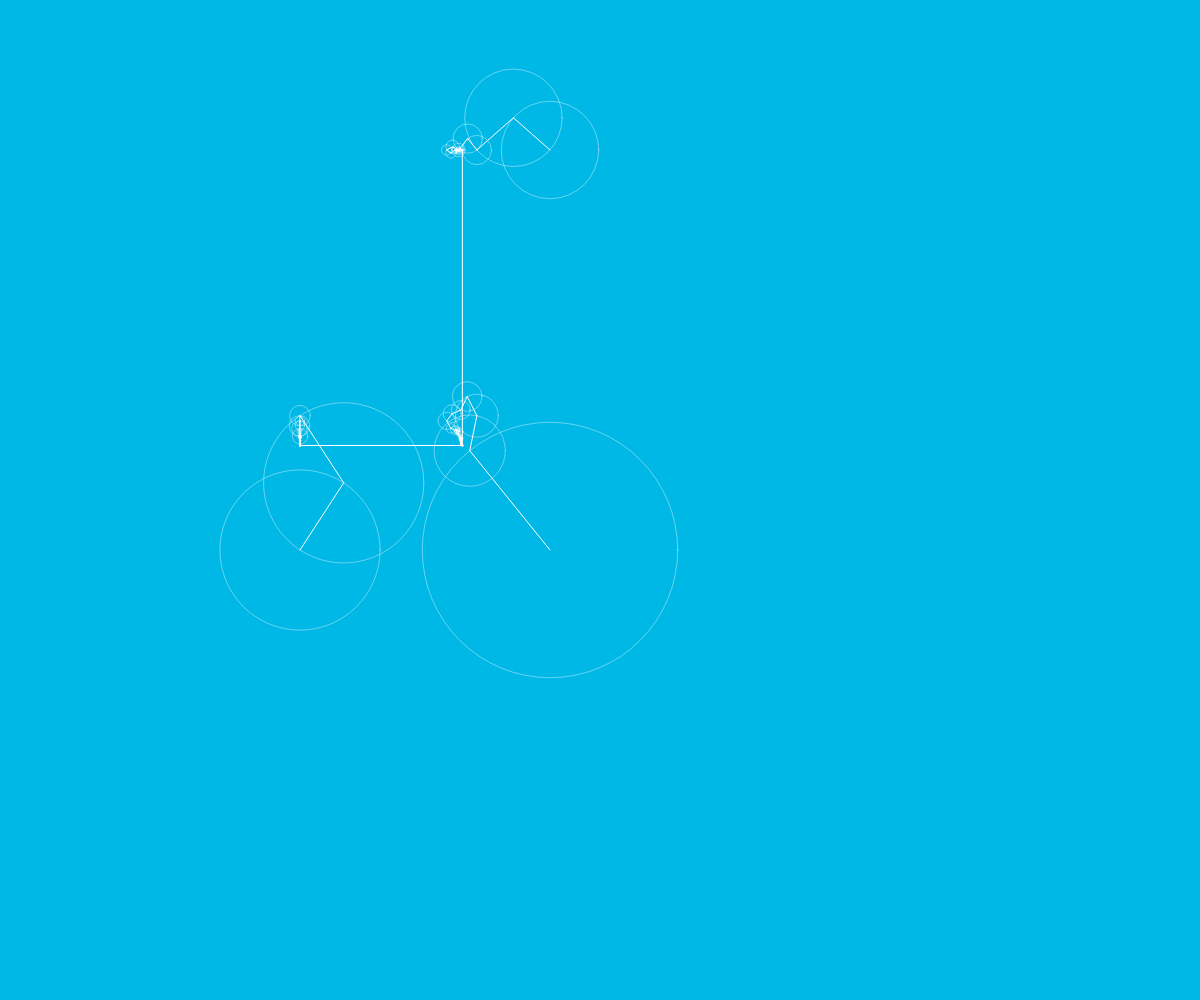
Frame 1 (no input)
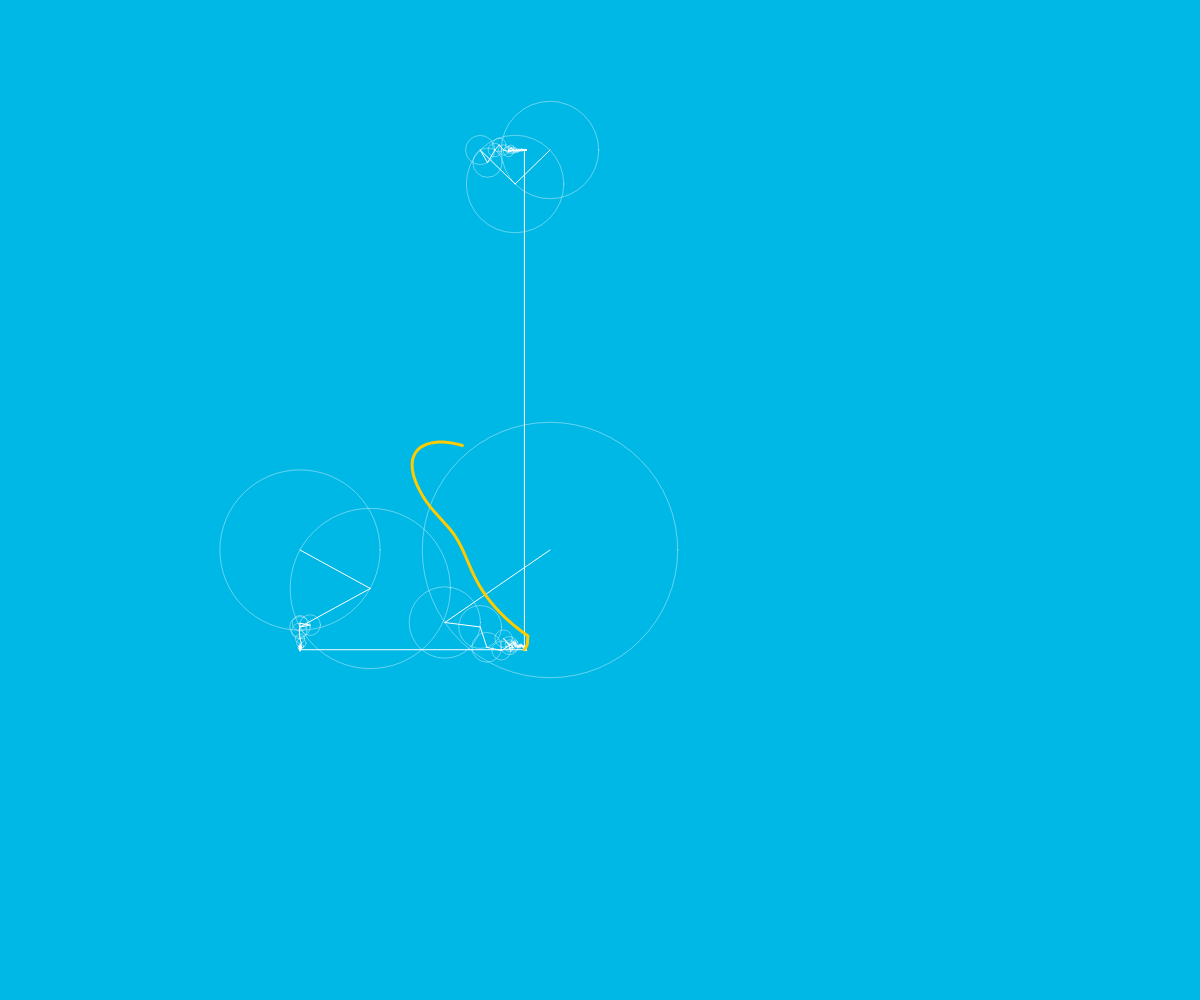
Frame 60 (no input)
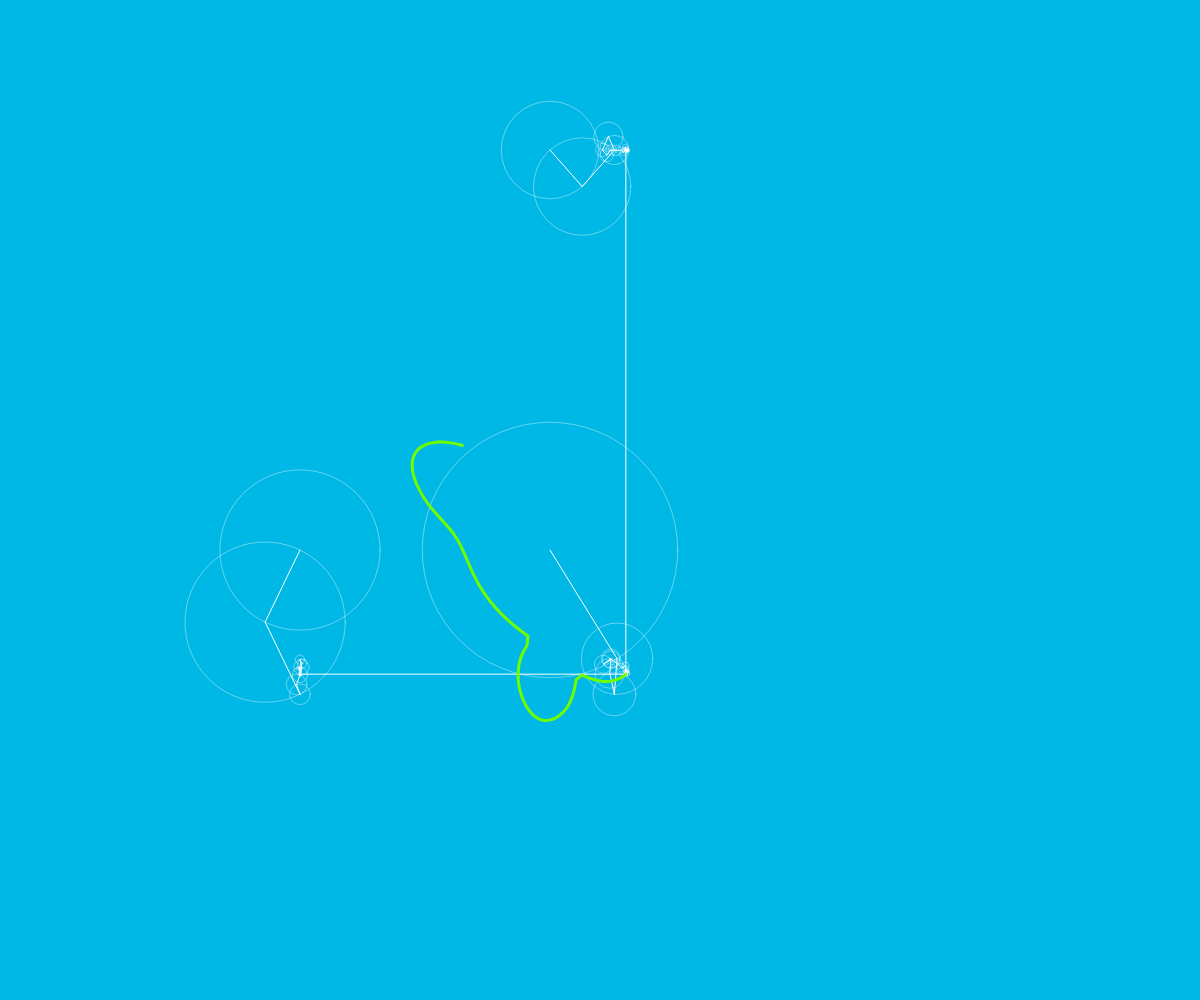
Frame 120 (the mouse pressed at the canvas centre since frame 60)

The p5.js sketch that drew these frames (run headless with seeded random() and noise() and a simulated clock; from frame 60 on, the mouse is pressed at the canvas centre):

// p5.js sketch
// ── sketch.js
let time = 0;
let dt;
let path = [];
let coordinates;
let rainbow;
let fourierX;
let fourierY;
let fourier;
let colorPace = 0;
let pace = 1;
let colorIndex = 0;

function preload() {
	rescaleNeal();
	coordinates = neal_mcbeal;
}

function rescaleNeal() {
	for (let i = 0; i < neal_mcbeal.length; i++) {
		neal_mcbeal[i].x = neal_mcbeal[i].x / 2.5 - 200;
		neal_mcbeal[i].y = -neal_mcbeal[i].y * 4;
	}
}

function setup() {
	rainbow = generateRainbow(100);
	createCanvas(windowWidth, windowHeight);
	
	let x_signal = coordinates.map(coordinate => ({re: coordinate.x, im: 0}));
	let y_signal = coordinates.map(coordinate => ({re: coordinate.y, im: 0}));
	let complex_signal = coordinates.map(coordinate => ({re: coordinate.x, im: coordinate.y}));
	
	fourierX = dft(x_signal);
	fourierY = dft(y_signal);
	fourier = dft(complex_signal);
	
	fourierX.sort((a, b) => b.amp - a.amp);
	fourierY.sort((a, b) => b.amp - a.amp);
	fourier.sort((a, b) => b.amp - a.amp);
	dt = TWO_PI / fourier.length;
}

function draw() {
	background(0, 184, 230);
	
	let vx = epicycles(width/2 - 50, 150, 0, fourierX);
	let vy = epicycles(300, height/2 + 50, HALF_PI, fourierY);
	let vf = epicycles(width/2 - 50, height/2 + 50, 0, fourier);
	let v = createVector(vx.x, vy.y);
	
	path.unshift(v)
	
	if (path.length > 500) {
		path.pop();
	}
	
	line(vx.x, vx.y, v.x, v.y);
	line(vy.x, vy.y, v.x, v.y);
	
	let color = rainbow[generateColorIndex()];
	
	beginShape();
	noFill();
	strokeWeight(3);	
	for (let i = 0; i < path.length; i++) {
		stroke(color.r, color.g, color.b);
		vertex(path[i].x, path[i].y);
	}
	endShape();	
	strokeWeight(1);

	time += dt;
	
	if (time > TWO_PI) {
		time = 0;
		path = []
	}
}

function epicycles(x, y, rotation, fourier) {
	for (let i = 0; i < fourier.length; i++){
		let sine = fourier[i];
		if (sine.freq == 0) {
			continue;
		}
		let prevx = x;
		let prevy = y;
		x += sine.amp * cos(sine.freq * time + sine.phase + rotation);
		y += sine.amp * sin(sine.freq * time + sine.phase + rotation);
		
		stroke(255, 100);
		noFill();
		ellipse(prevx, prevy, sine.amp * 2);
		stroke(255);
		line(prevx, prevy, x, y);
	}
	
	return createVector(x, y);
}

function generateColorIndex() {
	if (colorPace++ > pace) {
		colorPace = 0;
		colorIndex++;
	}
	
	if (colorIndex >= rainbow.length) {
		colorIndex = 0
	}
	
	return colorIndex;
}

function generateRainbow(points) {
	points -= points%4;
	let rainbow = []
	let color = {r:255, g:0, b:0};
	rainbow.push({r: color.r, g: color.g, b: color.b});
	while (color.g < 255) {
		color.g += 255/points*4;
		rainbow.push({r: round(color.r), g: round(color.g), b: round(color.b)});
	}
	while (color.r > 0) {
		color.r -= 255/points*4;
		rainbow.push({r: round(color.r), g: round(color.g), b: round(color.b)});
	}
	while (color.b < 255) {
		color.b += 255/points*4;
		rainbow.push({r: round(color.r), g: round(color.g), b: round(color.b)});
	}
	while (color.g > 0) {
		color.g -= 255/points*4;
		rainbow.push({r: round(color.r), g: round(color.g), b: round(color.b)});
	}
	while (color.r < 255) {
		color.r += 255/points*4;
		rainbow.push({r: round(color.r), g: round(color.g), b: round(color.b)});
	}
	while (color.b > 0) {
		color.b -= 255/points*4;
		rainbow.push({r: round(color.r), g: round(color.g), b: round(color.b)});
	}
	return rainbow;
}

// ── dft.js

function dft(signal) {
	const N = signal.length;
	const X = [];
	
	for (let k = 0; k < N; k++) {
		let re = 0;
		let im = 0;
		
		for (let n = 0; n < N; n++) {
			const phi = TWO_PI * k * n / N;
			
			re += signal[n].re*cos(phi) + signal[n].im*sin(phi);
			im += signal[n].im*cos(phi) - signal[n].re*sin(phi);
		}
		
		re /= N/1.2;
		im /= N/1.2;
		
		let freq = k;
		let amp = sqrt(re*re + im*im);
		let phase = atan2(im, re);
		X[k] = {re, im, freq, amp, phase};
	}
	
	return X;
}
// ── janina.js
let janina = [{x: 3.002899169921875, y: 34.99565124511719},
{x: 3.556182861328125, y: 34.16572570800781},
{x: 4.114223003387451, y: 33.32866549491882},
{x: 4.661609947681427, y: 32.50758507847786},
{x: 5.222247421741486, y: 31.66662886738777},
{x: 5.778133392333984, y: 30.832799911499023},
{x: 6.330489933490753, y: 30.00426509976387},
{x: 6.884601593017578, y: 29.173097610473633},
{x: 6.210824053967372, y: 28.99783654286526},
{x: 5.205216430490837, y: 29.071070042559878},
{x: 4.233842228436843, y: 29.24353757186793},
{x: 3.2764327154308557, y: 29.54632037006318},
{x: 2.3852515015751123, y: 30.004307633265853},
{x: 1.6149291030410677, y: 30.63513858540915},
{x: 1.0270549666136504, y: 31.434600376561285},
{x: 0.6720396917220206, y: 32.36795325682499},
{x: 0.5714643478393555, y: 33.35625324249268},
{x: 0.70634765625, y: 34.34677734375},
{x: 1.0472893964499237, y: 35.28900669761002},
{x: 1.5647374937683347, y: 36.15001421652734},
{x: 2.22161650585942, y: 36.89270815690048},
{x: 2.999551147595048, y: 37.50728011153639},
{x: 3.890242576599121, y: 37.98238101959229},
{x: 4.836685389280319, y: 38.29367607831955},
{x: 5.817716598510742, y: 38.4570426940918},
{x: 6.818470984697342, y: 38.4866207242012},
{x: 7.809406157582998, y: 38.40153050273657},
{x: 8.801644353866577, y: 38.218977565765385},
{x: 9.766488752365113, y: 37.96043973922729},
{x: 10.715998983383178, y: 37.63754949569702},
{x: 11.641968259811401, y: 37.26474287033081},
{x: 12.554423029571772, y: 36.847676037848},
{x: 13.442334535568953, y: 36.3999222061038},
{x: 14.315595760112629, y: 35.92155625605956},
{x: 15.169895135099068, y: 35.40303437029943},
{x: 16.01099961414002, y: 34.8521361769177},
{x: 16.840440421700478, y: 34.27839987158775},
{x: 17.646826519966126, y: 33.69725527763367},
{x: 18.439955089315774, y: 33.10711122050881},
{x: 19.23303432785906, y: 32.50152434920892},
{x: 20.02174462140538, y: 31.886197219695894},
{x: 20.812300740116044, y: 31.25819582949626},
{x: 21.591405667094513, y: 30.62979225518182},
{x: 22.3661784932483, y: 29.9967911134474},
{x: 23.133996560791275, y: 29.362584477162457},
{x: 23.902673786506057, y: 28.721753910928967},
{x: 24.66986160041415, y: 28.077134200592994},
{x: 25.433211432537064, y: 27.431560132000598},
{x: 26.200417781928554, y: 26.77930946459994},
{x: 26.958827734095976, y: 26.131939399708063},
{x: 27.71574284724542, y: 25.484050022957383},
{x: 28.477662507491186, y: 24.830901762377472},
{x: 29.23131494340487, y: 24.18478886364028},
{x: 30.000145234270022, y: 23.526692817080765},
{x: 30.760006245970725, y: 22.878588682413103},
{x: 31.52183768632822, y: 22.232754625100643},
{x: 32.27675594329834, y: 21.598840713500977},
{x: 33.01110168457031, y: 21.0631103515625},
{x: 33.18665814399719, y: 22.061105728149414},
{x: 33.3571435546875, y: 23.0302734375},
{x: 33.529992467612026, y: 24.012877076864243},
{x: 33.70531768759712, y: 25.00955791398883},
{x: 33.87816290259361, y: 25.992140531539917},
{x: 34.05238263672218, y: 26.98253695294261},
{x: 34.224492187500005, y: 27.9609375},
{x: 34.39715881347656, y: 28.9425048828125},
{x: 34.57128731132252, y: 29.932382648345083},
{x: 34.74536133591318, y: 30.9219507467933},
{x: 34.917993358690296, y: 31.90332141891122},
{x: 35.09074608313618, y: 32.885378250386566},
{x: 35.26519016003469, y: 33.87705000536516},
{x: 35.4372027519322, y: 34.85489936498925},
{x: 35.61084770694142, y: 35.84202830819413},
{x: 35.78426767042139, y: 36.82787822978571},
{x: 35.9577645686455, y: 37.81416550651193},
{x: 36.13068996038055, y: 38.79720390914008},
{x: 36.303124203477054, y: 39.77745025232434},
{x: 36.477626508325336, y: 40.76945301890373},
{x: 36.6508436858654, y: 41.75415015220642},
{x: 36.823842072933914, y: 42.73760351538658},
{x: 36.97694623947143, y: 43.726572608947755},
{x: 37.128874010145665, y: 44.71248991191387},
{x: 37.280708019733424, y: 45.70511464595795},
{x: 37.423359375000004, y: 46.684375},
{x: 37.55705092191696, y: 47.687851052284245},
{x: 37.67063940256834, y: 48.672546334862716},
{x: 37.76045673519373, y: 49.661373946070675},
{x: 37.81698494195938, y: 50.671256785392764},
{x: 37.821072299480434, y: 51.66589472293854},
//J
{x: 37.74007666736841, y: 52.660219714045525},
{x: 37.49796803884208, y: 53.62567701637745},
{x: 37.11724257908761, y: 54.55401961386204},
{x: 36.67284148581326, y: 55.46178548038006},
{x: 36.20042323492468, y: 56.34086713373661},
{x: 35.703652564510705, y: 57.21323066294194},
{x: 35.2020807326585, y: 58.060371887087825},
{x: 34.67515599064529, y: 58.92629393875599},
{x: 34.15028472900391, y: 59.77239990234375},
{x: 33.61851391740143, y: 60.61884272277355},
{x: 33.08809692442417, y: 61.45716187953949},
{x: 32.54959934234619, y: 62.3068344116211},
{x: 32.01365830920637, y: 63.15623535692692},
{x: 31.48504760916345, y: 64.00437386400998},
{x: 30.966977523723614, y: 64.85580462358892},
{x: 30.46383647739887, y: 65.72133571147918},
{x: 29.985227049348175, y: 66.60122452948708},
{x: 29.51934121604077, y: 67.47219166290014},
{x: 29.05055766582489, y: 68.3596551322937},
{x: 28.586486055450514, y: 69.25027904320508},
{x: 28.12753805287182, y: 70.14410355836154},
{x: 27.674125326042997, y: 71.04116884049029},
{x: 27.233392925405642, y: 71.92784876586403},
{x: 26.792186339894542, y: 72.83146545088384},
{x: 26.364273760924114, y: 73.72467542979867},
{x: 25.936895133480427, y: 74.63500174373388},
{x: 25.517097646771, y: 75.54876842122525},
{x: 25.11147076731897, y: 76.45209177372512},
{x: 24.707940153941742, y: 77.37280602308456},
{x: 24.319132301928477, y: 78.28304959554225},
{x: 23.933490378633145, y: 79.21086964279412},
{x: 23.557475461056455, y: 80.142329650186},
{x: 23.191499217152597, y: 81.07746978044509},
{x: 22.835973314875737, y: 82.01633019629865},
{x: 22.49644852909143, y: 82.94464067130815},
{x: 22.16288442919147, y: 83.89100426186342},
{x: 21.8409994373878, y: 84.84120801766869},
{x: 21.53580683231354, y: 85.78080713272095},
{x: 21.23832255815156, y: 86.73875200618059},
{x: 20.953746158555152, y: 87.70065692454577},
{x: 20.68248930147849, y: 88.66656205054372},
{x: 20.424963654875757, y: 89.6365075469017},
{x: 20.181580886701123, y: 90.61053357634694},
{x: 19.956109135978622, y: 91.57382895402145},
{x: 19.7420172962558, y: 92.55607319485861},
{x: 19.546191293923183, y: 93.52754017990083},
{x: 19.363012199401854, y: 94.5181608581543},
{x: 19.19991330906749, y: 95.49535943612456},
{x: 19.05191815374419, y: 96.49145654564722},
{x: 18.920194722954182, y: 97.49073398666455},
{x: 18.807327737808226, y: 98.46751080513},
{x: 18.707394646212922, y: 99.4758638883964},
{x: 18.626452930923552, y: 100.46074278665706},
{x: 18.5619499543868, y: 101.45776989711447},
{x: 18.515700634673703, y: 102.46017086236039},
{x: 18.48929453241406, y: 103.46170721970265},
{x: 18.484105157852174, y: 104.45665608406067},
{x: 18.502278150152414, y: 105.47258342554792},
{x: 18.544570335093887, y: 106.4554194595106},
{x: 18.61608573079109, y: 107.46569948792458},
{x: 18.716290621005463, y: 108.44949035467812},
{x: 18.85323801293969, y: 109.44971590235829},
{x: 19.026618718120734, y: 110.42854650120948},
{x: 19.24629863515496, y: 111.41033231452109},
{x: 19.51450501969084, y: 112.37199168888851},
{x: 19.841395389381795, y: 113.3191650684364},
{x: 20.234731912612915, y: 114.24088421821594},
{x: 20.702980750799178, y: 115.12481987833976},
{x: 21.25535342307761, y: 115.95719146573917},
{x: 21.901849352847783, y: 116.72267419597134},
{x: 22.632880907151847, y: 117.3882247218676},
{x: 23.45277144482359, y: 117.94440524308011},
{x: 24.36584432469681, y: 118.38177795926109},
{x: 25.320733703766017, y: 118.67798521401362},
{x: 26.306240946333855, y: 118.84481745636091},
{x: 27.294566592883783, y: 118.89548851292813},
{x: 28.288044971227645, y: 118.84742873072624},
{x: 29.292959037190304, y: 118.71068621598185},
{x: 30.260669630244372, y: 118.47779202759267},
{x: 31.20305041991174, y: 118.14205049455165},
{x: 32.10176606811583, y: 117.71438107550145},
{x: 32.95789299540222, y: 117.20213800132275},
{x: 33.77250762231648, y: 116.61267550289631},
{x: 34.53217294369824, y: 115.96664026029408},
{x: 35.25395816326141, y: 115.26033916473389},
{x: 35.91270113945939, y: 114.5314188490063},
{x: 36.55074381525628, y: 113.7432643698901},
{x: 37.143480522036555, y: 112.93366038799286},
{x: 37.69375696599483, y: 112.11082852840424},
{x: 38.21483535468578, y: 111.26437743663789},
{x: 38.71753205162473, y: 110.38193723745644},
{x: 39.18219021794386, y: 109.5054110402614},
{x: 39.6290560143441, y: 108.60432610213756},
{x: 40.049060369795185, y: 107.7029900046438},
{x: 40.45088165202178, y: 106.7893865982443},
{x: 40.83388420403004, y: 105.87062256336212},
{x: 41.204252260634675, y: 104.93725846149027},
{x: 41.55689337952877, y: 104.00835128198378},
{x: 41.899829444885256, y: 103.06512892246246},
{x: 42.22865818659775, y: 102.11553598836879},
{x: 42.53970975540578, y: 101.17046511366031},
{x: 42.83929595649242, y: 100.21047427348792},
{x: 43.12140924222767, y: 99.25459552516229},
{x: 43.39170748400502, y: 98.28352308845031},
{x: 43.64492787182331, y: 97.3160958159715},
{x: 43.881626339601354, y: 96.35199404572253},
{x: 44.10653105177917, y: 95.37208099316457},
{x: 44.31542680365033, y: 94.39495397580905},
{x: 44.50890287653543, y: 93.42027415689662},
{x: 44.690842590332025, y: 92.42901782989502},
{x: 44.857999958237635, y: 91.43959297175869},
{x: 45.01099891655148, y: 90.45164081911557},
{x: 45.15046340157278, y: 89.4648026085936},
{x: 45.2770173496008, y: 88.47871957682072},
{x: 45.39332662217319, y: 87.47443658943288},
{x: 45.49571725209243, y: 86.48878488703747},
{x: 45.587080926299095, y: 85.50280530415475},
{x: 45.669473183080555, y: 84.49751381288283},
{x: 45.741726074218754, y: 83.49113006591796},
{x: 45.803419238468635, y: 82.50195424921228},
{x: 45.856604736968876, y: 81.5110019602906},
{x: 45.90268951416016, y: 80.49915409088135},
{x: 45.940600510081275, y: 79.50352206240757},
{x: 45.971887421533474, y: 78.50503050248139},
{x: 45.99717418481596, y: 77.50332064773072},
{x: 46.01708473622799, y: 76.49803373478353},
{x: 46.03199717998505, y: 75.50789156138896},
{x: 46.042924268841745, y: 74.51362185008824},
{x: 46.050455284118655, y: 73.514885764122},
{x: 46.055179507136344, y: 72.51134446673095},
{x: 46.0576862192154, y: 71.50265912115574},
{x: 46.05855949358083, y: 70.5080479418172},
{x: 46.058422494307166, y: 69.50784306802787},
{x: 46.05783115531318, y: 68.50172483778442},
{x: 46.05734650948085, y: 67.50928555164137},
{x: 46.05748338176869, y: 66.51055405809893},
{x: 46.05876564112492, y: 65.50522913251189},
{x: 46.04407900810242, y: 64.49857540607454},
{x: 45.994639360755684, y: 63.50854046083987},
{x: 45.93477770948783, y: 62.50984639815055},
{x: 45.87247128471732, y: 61.50641084052623},
{x: 45.81294264813886, y: 60.50912787393667},
{x: 45.759540575593704, y: 59.516085735931995},
{x: 45.714760275334115, y: 58.50534398026765},
{x: 45.68427735075355, y: 57.510440110936756},
{x: 45.67297912597657, y: 56.52508880615234},
{x: 45.690101044271145, y: 55.514774176767105},
{x: 45.75249635711313, y: 54.51934003017843},
{x: 45.90238800033927, y: 53.52458570338786},
{x: 46.26347300648689, y: 52.61170097649097},
{x: 46.81340862462297, y: 51.77528761894442},


{x: 39.000000464501795, y: 61.01813477275777},
{x: 39.00138519525528, y: 62.01556582987308},
{x: 39.00516143385787, y: 63.01302004478988},
{x: 39.0109154670313, y: 64.01047766153701},
{x: 39.01837853942066, y: 65.02605394543149},
{x: 39.02686410827096, y: 66.02345825851313},
{x: 39.036078809797765, y: 67.02080634631217},
{x: 39.04560893072281, y: 68.01807845285745},
{x: 39.055040757767856, y: 69.01525482217781},
{x: 39.06396057765465, y: 70.01231569830212},
{x: 39.07195467710495, y: 71.00924132525921},
{x: 39.07871536254883, y: 72.02413349151611},
{x: 39.08358117647935, y: 73.02072599188541},
{x: 39.086272608079014, y: 74.01712361597455},
{x: 39.08637594406959, y: 75.01330660781241},
{x: 39.08347747117281, y: 76.00925521142781},
{x: 39.077014485299586, y: 77.02305073104799},
{x: 39.066797802918586, y: 78.01846612743684},
{x: 39.052330649755895, y: 79.0135875084903},
{x: 39.03319931253325, y: 80.00839511823725},
{x: 39.00850033189636, y: 81.02094733744744},
{x: 38.978695809841156, y: 82.01506153047085},
{x: 38.942978441831656, y: 83.0088023250748},
{x: 38.90010894351173, y: 84.02020706934039},
{x: 38.851198363937435, y: 85.01313410886563},
{x: 38.795126276514495, y: 86.00562812285847},
{x: 38.73024905027356, y: 87.01570215461193},
{x: 38.658463724553584, y: 88.00726207517087},
{x: 38.57826822909061, y: 88.99832934308448},
{x: 38.48924885060638, y: 89.9888842023816},
{x: 38.38911730419844, y: 90.99690226088278},
{x: 38.28102971206885, y: 91.98636281724903},
{x: 38.16286957502365, y: 92.97525133788585},
{x: 38.03178451538086, y: 93.98151149749756},
{x: 37.89203613795806, y: 94.96918537684833},
{x: 37.7409665537253, y: 95.95622759335674},
{x: 37.57816204940435, y: 96.94261839105165},
{x: 37.40320891171694, y: 97.9283380139619},
{x: 37.21585399746895, y: 98.90184957802295},
{x: 37.01155080214143, y: 99.87376273609698},
{x: 36.78158011078834, y: 100.85483490526676},
{x: 36.52767164424062, y: 101.81482350833714},
{x: 36.23845073157921, y: 102.77532463626005},
{x: 35.906513061523434, y: 103.7332308959961},
{x: 35.53421691894531, y: 104.65690460205079},
{x: 35.10614061659202, y: 105.5579853133764},
{x: 34.608158754110335, y: 106.42938393056393},
{x: 34.03958014488221, y: 107.23475816249848},
{x: 33.363340835571286, y: 107.97863407135009},
{x: 32.58338851198554, y: 108.60199737630785},
{x: 31.686850264221434, y: 109.06644559539856},
{x: 30.72892963314429, y: 109.31917638541199},
{x: 29.73034427069128, y: 109.35907974239439},
{x: 28.763113451600073, y: 109.15953676849604},
{x: 27.874227477908136, y: 108.71002798050642},
{x: 27.10890464924276, y: 108.05743961211294},
{x: 26.481135334968567, y: 107.27810712099075},
{x: 25.970175535753366, y: 106.42404441017658},
{x: 25.54576171875, y: 105.507900390625},
{x: 25.202607555985452, y: 104.5734166827798},
{x: 24.920285546556112, y: 103.61447244469076},
{x: 24.692831687405707, y: 102.65017033923417},
{x: 24.50936131954193, y: 101.66573201894761},
{x: 24.36881217420101, y: 100.67899597734214},
{x: 24.267363719120624, y: 99.67955839429051},
{x: 24.206628456115723, y: 98.68129373550416},
{x: 24.190007243156433, y: 97.68637331724167},
{x: 24.227315371287986, y: 96.67098755094223},
{x: 24.28673221368925, y: 95.67728379811743},
{x: 24.35725129203056, y: 94.68599463496474},
{x: 24.43952144165523, y: 93.69782977771946},
{x: 24.53638076815405, y: 92.69227480190457},
{x: 24.646804343588883, y: 91.69203261595801},
{x: 24.771490811826663, y: 90.69742990438826},
{x: 24.911150466874243, y: 89.70865847952663},
{x: 25.066505073191365, y: 88.72576651793322},
{x: 25.238287682336523, y: 87.74864961795393},
{x: 25.43094197136932, y: 86.75893387031392},
{x: 25.642064614892007, y: 85.77513736784458},
{x: 25.86818421684555, y: 84.81383892306476},
{x: 26.11830779969692, y: 83.83920565068722},
{x: 26.384449899062744, y: 82.884397677636},
{x: 26.67675353161991, y: 81.91461573056877},
{x: 26.980735398968683, y: 80.9772953828331},
{x: 27.31250146892853, y: 80.0218822278548},
{x: 27.655845354777995, y: 79.09403309890186},
{x: 28.022353757290404, y: 78.15975571009913},
{x: 28.406300533331233, y: 77.23229333663475},
{x: 28.80080182552338, y: 76.32443681240082},
{x: 29.219178484007717, y: 75.40287156693637},
{x: 29.647433699140095, y: 74.49583295047633},
{x: 30.08466887525865, y: 73.60097607141942},
{x: 30.53000479460694, y: 72.71619806014932},
{x: 30.99079846165958, y: 71.82389585223864},
{x: 31.458517540775937, y: 70.93778295909868},
{x: 31.93232327667065, y: 70.05632379134185},
{x: 32.411395623087884, y: 69.1781921595335},
{x: 32.8949330411118, y: 68.30226143750478},
{x: 33.38215230114409, y: 67.72759490451427},
{x: 33.87228828854859, y: 66.85343626625836},
{x: 34.364593812962994, y: 65.87920035473071},
{x: 34.84815149656497, y: 65.12250307767652},
{x: 35.34240279345773, y: 64.44739379829727},
{x: 35.83669293115963, y: 63.77140651596826},
{x: 36.33034454839188, y: 63.39454946226324},
{x: 36.811654946714405, y: 62.936680817523735},
{x: 37.62184929847717, y: 61.9},
{x: 38.6143798828125, y: 61.5},
{x: 39.000000464501795, y: 61.01813477275777},


{x: 47.44313934961334, y: 50.99685508803464},
{x: 48.131140680927786, y: 50.25284301442094},
{x: 48.83965752081946, y: 49.55808030803688},
{x: 49.57879309734329, y: 48.88744882865809},
{x: 50.34312048797729, y: 48.238392412086256},
{x: 51.1205950313597, y: 47.61575692938059},
{x: 51.924575835336, y: 47.00572009061463},
{x: 52.72398009300232, y: 46.4291921377182},
{x: 53.54871364397928, y: 45.86289277951233},
{x: 54.394467027634384, y: 45.3101695793122},
{x: 55.243759747825095, y: 44.78234548234264},
{x: 56.105143772307784, y: 44.274133846992626},
{x: 56.97450257206569, y: 43.78873236844898},
{x: 57.861162261830174, y: 43.322491064699136},
{x: 58.76089476719499, y: 42.88005356229842},
{x: 59.66907402038575, y: 42.46639324188232},
{x: 60.593774501178416, y: 42.08164019704796},
{x: 61.528746237326416, y: 41.733532697753986},
{x: 62.479284264834135, y: 41.426934293651726},
{x: 63.44783697962761, y: 41.17113033950329},
{x: 64.43276952639222, y: 40.981028864756226},
{x: 65.42677866661921, y: 40.878700822675604},
{x: 66.42453357338906, y: 40.896242976784706},
{x: 67.40547607406974, y: 41.084088686928155},
{x: 68.32117101863027, y: 41.492018396481875},
{x: 69.14656912207604, y: 42.04929079353809},
{x: 69.8750671863556, y: 42.72373063564301},
{x: 70.51497485861182, y: 43.503011556342244},
{x: 71.05746217563748, y: 44.34071106813848},
{x: 71.5210779082775, y: 45.21551603376865},
{x: 71.9300396464765, y: 46.12550378628075},
{x: 72.29779113769531, y: 47.05383636474609},
{x: 72.64401100993156, y: 48.00112551748752},
{x: 72.97562586784363, y: 48.932169785499575},
{x: 72.09036877164617, y: 49.22945418818854},
{x: 71.13630637049675, y: 49.50003315269947},
{x: 70.18054448192939, y: 49.801953884446995},
{x: 69.225508158952, y: 50.134955313131215},
{x: 68.29382588386535, y: 50.490716395378115},
{x: 67.36743511721492, y: 50.87575482435525},
{x: 66.46848748108371, y: 51.280517302760856},
{x: 65.5592622715421, y: 51.7227529305499},
{x: 64.681459069103, y: 52.183000669255854},
{x: 63.7982969224453, y: 52.681475630402566},
{x: 62.9503422354348, y: 53.19627158711664},
{x: 62.120364140719175, y: 53.73769568093121},
{x: 61.29273856759072, y: 54.31843514859676},
{x: 60.49700466695009, y: 54.919759512023305},
{x: 59.72624965308234, y: 55.54759644594975},
{x: 58.97466172972693, y: 56.20904221444391},
{x: 58.25312704866752, y: 56.89709959276952},
{x: 57.549312394410364, y: 57.62734577886761},
{x: 56.895482225418085, y: 58.36845725536347},
{x: 56.26559138162061, y: 59.15239979927428},
{x: 55.676671663969756, y: 59.963090384081006},
{x: 55.13114812547341, y: 60.800267939483746},
{x: 54.63087036132812, y: 61.671735839843755},
{x: 54.19613023590296, y: 62.56523312814534},
{x: 53.831231365203855, y: 63.48547992706298},
{x: 53.54138147354126, y: 64.44581478118897},
{x: 53.34324147235602, y: 65.43665135748685},
{x: 53.254262847900385, y: 66.42781341552734},
{x: 53.286281604766856, y: 67.4250605392456},
{x: 53.45607661705464, y: 68.41155510611831},
{x: 53.773857421875, y: 69.35255859375},
{x: 54.2487876450643, y: 70.22942001141608},
{x: 54.878514291010795, y: 71.00986381806433},
{x: 55.637978410422804, y: 71.65806158363819},
{x: 56.500253464095294, y: 72.1614861214906},
{x: 57.431488761194046, y: 72.51737338297069},
{x: 58.411011703014374, y: 72.73615723133088},
{x: 59.40005851265043, y: 72.82911291636526},
{x: 60.39932780321688, y: 72.8144744388014},
{x: 61.39425014257431, y: 72.70627527713776},
{x: 62.37183317512274, y: 72.51908897936343},
{x: 63.32351779937744, y: 72.22412252426147},
{x: 64.25, y: 71.83500000000001},
{x: 65.17546798288822, y: 71.44630344718695},
{x: 66.09300887584686, y: 71.06093627214432},
{x: 67.02343738079071, y: 70.6701563000679},
{x: 67.94129966199398, y: 70.28465414196253},
{x: 68.85614681243896, y: 69.90041833877564},
{x: 69.78497219085693, y: 69.51031167984009},
{x: 70.71527576446533, y: 69.11958417892455},
{x: 70.99967508137226, y: 69.68978165566922},
{x: 70.99599452972413, y: 70.67932056427001},
{x: 71.02175035275519, y: 71.68877784065903},
{x: 71.104866938591, y: 72.67667711734772},
{x: 71.28357437618077, y: 73.66628670416773},
{x: 71.60291265010834, y: 74.59785419940948},
{x: 72.14765235602856, y: 75.43446387827396},
{x: 72.95917006455362, y: 76.02006733842195},
{x: 73.91881366729736, y: 76.25144313812257},
{x: 74.92028081595899, y: 76.17438116490841},
{x: 75.83727091252804, y: 75.79108068645},
{x: 76.59945507049561, y: 75.15057735443115},
{x: 77.1787502336502, y: 74.34474365234375},
{x: 77.55908495366575, y: 73.41224090576172},
{x: 77.78032126121224, y: 72.44595043182373},
{x: 77.90499963946641, y: 71.45459156036377},
{x: 77.96833753474057, y: 70.4460023880005},
{x: 77.99383939497173, y: 69.44318096160889},
{x: 78.00000609780662, y: 68.45084800243377},
{x: 78.00101612567902, y: 67.44128662109375},
{x: 78.00905664215796, y: 66.45343673229218},
{x: 78.03692365169525, y: 65.44252197265625},
{x: 78.09607666015626, y: 64.4609375},
{x: 78.20608526647091, y: 63.45335418701172},
{x: 78.38170783442445, y: 62.47503857135773},
{x: 78.64644272228702, y: 61.5098721596133},
{x: 78.99086534902455, y: 60.56801637016237},
{x: 79.39157871613278, y: 59.65148487259634},
{x: 79.83373800782486, y: 58.75479885309003},
{x: 80.30110624194145, y: 57.88459133088589},
{x: 80.79777056351304, y: 57.01621592231095},
{x: 81.31517276497559, y: 56.15329869181849},
{x: 81.84547543661668, y: 55.29914769881405},
{x: 82.38153205826879, y: 54.45676632739604},
{x: 82.92682002192363, y: 53.61354282337241},
{x: 83.46554696405306, y: 52.787339587481696},
{x: 84.01193371698261, y: 51.95011118493974},
{x: 84.55987319812178, y: 51.104757943674926},
{x: 85.09324902817607, y: 50.26928775571287},
{x: 85.6237676179409, y: 49.41731884658337},
{x: 86.1419408416748, y: 48.55345638275146},
{x: 86.63671508803964, y: 47.683016227558255},
{x: 87.21403503417969, y: 47},
{x: 88.23246765136719, y: 47},
{x: 89.15625, y: 47.15625},
{x: 89.86095428466797, y: 47.86095428466797},
{x: 89.84178142547609, y: 48.79109287261963},
{x: 89.64653193950653, y: 49.767340302467346},
{x: 89.45052212774753, y: 50.74738936126232},
{x: 89.2521105390042, y: 51.73944730497897},
{x: 89.05742805190386, y: 52.71285974048078},
{x: 88.8613352060318, y: 53.693323969841},
{x: 88.6631839722395, y: 54.68408013880253},
{x: 88.4690330337733, y: 55.654834831133485},
{x: 88.27195519506931, y: 56.640224024653435},
{x: 88.07640390060843, y: 57.6179804969579},
{x: 87.87829916477203, y: 58.60850417613983},
{x: 87.68911865234375, y: 59.57266845703125},
{x: 87.49622798979281, y: 60.567936794161795},
{x: 87.31118981085719, y: 61.54127085693181},
{x: 87.13083318702876, y: 62.52042062141001},
{x: 86.95587526396848, y: 63.51123826089315},
{x: 86.7897786118835, y: 64.50448832698166},
{x: 86.6352121311426, y: 65.49609611213207},
{x: 86.49490853019059, y: 66.48433412276208},
{x: 86.3724682087358, y: 67.4672698629368},
{x: 86.27078399181366, y: 68.46762564182282},
{x: 86.20122168242932, y: 69.46869074881076},
{x: 86.18104943752289, y: 70.46177189350128},
{x: 86.25174799926579, y: 71.46046495102345},
{x: 86.51556423187256, y: 72.42236938476562},
{x: 86.99231655776501, y: 73.30397684097291},
{x: 87.69705709517004, y: 74.00702390670776},
{x: 88.5969845789671, y: 74.38488092422486},
{x: 89.59210446536541, y: 74.30695764541625},
{x: 90.4564596939087, y: 73.79695678710937},
{x: 91.08156426019966, y: 73.03106058597565},
{x: 91.47511629402638, y: 72.11594913482666},
{x: 91.76763427555561, y: 71.16771640777588},
{x: 92.01447619855404, y: 70.18164653778076},
{x: 92.22156196296214, y: 69.21994686126709},
{x: 92.4124815171957, y: 68.22446422576904},
{x: 92.58336353741586, y: 67.24756606578828},
{x: 92.74327939294278, y: 66.2660515165329},
{x: 92.89821156978607, y: 65.26514373779297},
{x: 93.04788504309953, y: 64.2747224664688},
{x: 93.20008632786572, y: 63.29614012241363},
{x: 93.36981410580339, y: 62.308554101688784},
{x: 93.53873291015626, y: 61.33173828125},
{x: 93.7113563515991, y: 60.34506431400776},
{x: 93.88791148364544, y: 59.362920594215396},
{x: 94.07334017370479, y: 58.37385589535348},
{x: 94.26793075011112, y: 57.39222940795124},
{x: 94.47703125000001, y: 56.40687500000001},
{x: 94.70086196972989, y: 55.43205150254071},
{x: 94.9421045076102, y: 54.46921738684178},
{x: 95.21042940579355, y: 53.495677664875984},
{x: 95.50278457216919, y: 52.537857833504674},
{x: 95.82206321619451, y: 51.597331455349924},
{x: 96.17572320470236, y: 50.664277423797174},
{x: 96.56295302300714, y: 49.75219834335148},
{x: 96.9977083077014, y: 48.84106523445807},
{x: 97.47409590877592, y: 47.95542793929577},
{x: 97.98878700020722, y: 47.10721661783755},
{x: 98.55038259923458, y: 46.28730022907257},
{x: 99.1619983759988, y: 45.49737332783639},
{x: 99.82675000064074, y: 44.739130468964575},
{x: 100.5294740267843, y: 44.031535418629645},
{x: 101.2787826541753, y: 43.365500073181465},
{x: 102.06473995745182, y: 42.749063372612},
{x: 102.88554772533826, y: 42.18105598655529},
{x: 103.73913235776126, y: 41.6601637750864},
{x: 104.6231702944485, y: 41.18494161886163},
{x: 104.9684803520143, y: 41.57060974746942},
{x: 104.89062904939055, y: 42.58262691646814},
{x: 104.79060528634115, y: 43.56025975514203},
{x: 104.66440667806194, y: 44.566788255460565},
{x: 104.51982975084101, y: 45.555173706994395},
{x: 104.35747535705566, y: 46.54136581420899},
{x: 104.17974326756084, y: 47.5255671778461},
{x: 103.98903325321153, y: 48.50798039864749},
{x: 103.79101035967469, y: 49.47325072139502},
{x: 103.57827853336929, y: 50.46825281471014},
{x: 103.36648269703612, y: 51.430997377671304},
{x: 103.14789358073611, y: 52.40829797180835},
{x: 102.92828730225561, y: 53.38482021093368},
{x: 102.71006363244959, y: 54.36076669578906},
{x: 102.49562234217301, y: 55.336340027116236},
{x: 102.28412034625188, y: 56.327225111983715},
{x: 102.08459869668586, y: 57.30266208064276},
{x: 101.89609683081508, y: 58.278336913883685},
{x: 101.71835663124918, y: 59.26995075494051},
{x: 101.55936409385177, y: 60.24672096043359},
{x: 101.41655504928202, y: 61.23986575364601},
{x: 101.29510325492592, y: 62.234098994429225},
{x: 101.19752457992406, y: 63.22963308512699},
{x: 101.12633489341707, y: 64.22668042808306},
{x: 101.0840500645456, y: 65.22545342564118},
{x: 101.07318596245022, y: 66.22616448014509},
{x: 101.09625845627161, y: 67.22902599393856},
{x: 101.1545602045767, y: 68.2185244866088},
{x: 101.25242526931689, y: 69.22628225404769},
{x: 101.38672945976258, y: 70.20520067214966},
{x: 101.5622160111554, y: 71.18692524056881},
{x: 101.78117222383618, y: 72.17164906471967},
{x: 102.1289421916008, y: 72.96588208377361},
{x: 103.09176293890458, y: 72.67442047395627},
{x: 104.03482618950774, y: 72.32347957871971},
{x: 104.94398633704986, y: 71.92028533028788},
{x: 105.83507812500001, y: 71.46005859375},
{x: 106.69519805921708, y: 70.95193336022669},
{x: 107.52637913335116, y: 70.39896086675115},
{x: 108.33065434105228, y: 69.8041923503566},
{x: 109.11005667597055, y: 69.17067904807627},
{x: 109.85477809365838, y: 68.5123575517442},
{x: 110.57931666612626, y: 67.82237487614155},
{x: 111.28561010632664, y: 67.10363925539889},
{x: 111.96458654359449, y: 66.3712580878113},
{x: 112.6188231403241, y: 65.62916453178623},
{x: 113.27194811135531, y: 64.85535419173539},
{x: 113.90432817220687, y: 64.07787040174007},
{x: 114.51817358799744, y: 63.300094590225484},
{x: 115.12577046800405, y: 62.51170036730356},
{x: 115.72878863511141, y: 61.71519390185713},
{x: 116.32889791220427, y: 60.913081362769006},
{x: 116.92776812216732, y: 60.10786891892203},
{x: 117.52706908788532, y: 59.30206273919903},
{x: 118.1182506904006, y: 58.51176457665861},
{x: 118.72334481997882, y: 57.71219366153353},
{x: 119.33385087188333, y: 56.91950503974222},
{x: 119.96197696600109, y: 56.1230240392033},
{x: 120.5884790537646, y: 55.35184171334258},
{x: 121.22543083459139, y: 54.59510266490281},
{x: 121.88561746358872, y: 53.84293485105037},
{x: 122.57146644468885, y: 53.098917481274114},
{x: 123.26227157504763, y: 52.390117070957785},
{x: 123.98288002062588, y: 51.69563899603672},
{x: 124.73608980327845, y: 51.019617492333055},
{x: 125.49947458384094, y: 50.38666743819951},
{x: 125.85054454174825, y: 50.34348570638336},
{x: 125.46289207288065, y: 51.256253924863415},
{x: 125.08717686749995, y: 52.17558778114617},
{x: 124.71978889348917, y: 53.11428959882818},
{x: 124.3695364558045, y: 54.05381279145367},
{x: 124.03852635681629, y: 54.991249209046366},
{x: 123.72321760295891, y: 55.940665881512686},
{x: 123.42620765902102, y: 56.90006555505097},
{x: 123.15009398979134, y: 57.86745097585954},
{x: 122.90168872629292, y: 58.82370792002418},
{x: 122.67467987537384, y: 59.80102026462555},
{x: 122.47631412397139, y: 60.78036163463258},
{x: 122.30918893687426, y: 61.75973477624357},
{x: 122.17388103187085, y: 62.754260405898094},
{x: 122.07501118247399, y: 63.76167367697693},
{x: 122.01810797266663, y: 64.76258875094354},
{x: 122.00605199038051, y: 65.7547906737309},
{x: 122.04275644998067, y: 66.75258923633956},
{x: 122.13706221103668, y: 67.74243341445923},
{x: 122.31454837791621, y: 68.73490645378828},
{x: 122.59709280192853, y: 69.68774292707444},
{x: 123.02726485006511, y: 70.58438775986433},
{x: 123.66909423828128, y: 71.362900390625},
{x: 124.52310629285873, y: 71.86671927124262},
{x: 125.4963032270223, y: 72.01089460402727},
{x: 126.48403411865235, y: 71.84921264648438},
{x: 127.41589034967124, y: 71.4880974456668},
{x: 128.29204362392426, y: 71.00176214218139},
{x: 129.1091848302074, y: 70.44050588663667},
{x: 129.89436279809104, y: 69.81885608304292},
{x: 130.64002907479184, y: 69.15354503523557},
{x: 131.34917015073822, y: 68.44782292786986},
{x: 132.02477251635864, y: 67.70493994560093},
{x: 132.6698226620816, y: 66.92814627308398},
{x: 133.27138547822835, y: 66.14230630546808},
{x: 133.8495711679943, y: 65.33039859440177},
{x: 134.40713659644126, y: 64.49542342424394},
{x: 134.9468386286311, y: 63.64038107935339},
{x: 135.4574306589924, y: 62.792040820606054},
{x: 135.95626101506875, y: 61.930307273007934},
{x: 136.44586901923643, y: 61.05794397015125},
{x: 136.92879399387166, y: 60.177714445628226},
{x: 137.40757526135073, y: 59.29238223303109},
{x: 137.87812416182598, y: 58.41704312462825},
{x: 138.3495479142666, y: 57.54207936525345},
{x: 138.83100319862368, y: 56.657894420623784},
{x: 139.3184015285969, y: 55.779584157466886},
{x: 139.8142822265625, y: 54.909912109375},
{x: 140.32118461489677, y: 54.051641809940335},
{x: 140.84164801597595, y: 53.20753679275513},
{x: 141.39337062871084, y: 52.3576517926529},
{x: 141.95699063032168, y: 51.53969974496867},
{x: 142.5506755678798, y: 50.73423759324942},
{x: 143.16960106697167, y: 49.95561811819207},
{x: 143.82547059370205, y: 49.19694115910679},
{x: 144.5129694939847, y: 48.47204274593387},
{x: 144.93655228354038, y: 48.30867366455495},
{x: 144.71863687209785, y: 49.29714404530823},
{x: 144.4873742312193, y: 50.2648471146822},
{x: 144.24323269314132, y: 51.230105175459755},
{x: 143.98755766859395, y: 52.20152220643941},
{x: 143.72741943261587, y: 53.16420007460751},
{x: 143.46310267150403, y: 54.1276345282793},
{x: 143.19427484855987, y: 55.102134665241465},
{x: 142.93076692993753, y: 56.06058752675541},
{x: 142.66841279459186, y: 57.02619700762443},
{x: 142.40989537796938, y: 57.9973104196135},
{x: 142.1611595114309, y: 58.95942869464052},
{x: 141.92135127544404, y: 59.923709225654605},
{x: 141.69009447790683, y: 60.90142511032522},
{x: 141.47333553731443, y: 61.87807766497136},
{x: 141.2737573891133, y: 62.85201420135796},
{x: 141.0896063564252, y: 63.84702290390618},
{x: 140.9292786359787, y: 64.83564331531525},
{x: 140.79567459677347, y: 65.81608880828135},
{x: 140.68944373917765, y: 66.81131010982207},
{x: 140.61617279052734, y: 67.81851959228516},
{x: 140.58229967820458, y: 68.81061860528774},
{x: 140.59197388225235, y: 69.80907747796738},
{x: 140.65215601719916, y: 70.81029495798052},
{x: 140.7704191993922, y: 71.81030883677303},
{x: 140.95014882571996, y: 72.78300730101765},
{x: 141.72012634277343, y: 72.68970642089843},
{x: 142.6287890625, y: 72.2944140625},
{x: 143.5084677886963, y: 71.81151344299316},
{x: 144.29133437991143, y: 71.17896142840385},
{x: 144.9352284080163, y: 70.43300582615657},
{x: 145.47686141967776, y: 69.59302925109863},
{x: 145.94185790073126, y: 68.69867045516148},
{x: 146.34754629955162, y: 67.78588018111651},
{x: 146.7128730560979, y: 66.86153858608799},
{x: 147.05369738515463, y: 65.91818008096888},
{x: 147.37343991089614, y: 64.97043599104508},
{x: 147.68008401364088, y: 64.01398807778955},
{x: 147.97572449594736, y: 63.057804208248854},
{x: 148.26206554088742, y: 62.10970335049554},
{x: 148.55123285293578, y: 61.140203275680534},
{x: 148.83382756859064, y: 60.19025207683444},
{x: 149.1219019961357, y: 59.22799713730812},
{x: 149.41111274718773, y: 58.27586568251485},
{x: 149.70826666753737, y: 57.318946401271965},
{x: 150.01468687991147, y: 56.360728705476504},
{x: 150.3253704546718, y: 55.42340442916611},
{x: 150.65404632266612, y: 54.47291322024539},
{x: 150.99593190728223, y: 53.53152341262204},
{x: 151.35235033124684, y: 52.6027244181931},
{x: 151.73209161758422, y: 51.67229342460632},
{x: 152.1297192540765, y: 50.762278157919646},
{x: 152.56307521674782, y: 49.842835998069496},
{x: 153.01880292892457, y: 48.95354104042053},
{x: 153.50759154909755, y: 48.08305162686156},
{x: 154.0325014245277, y: 47.23780605570646},
{x: 154.59680354833603, y: 46.42476846814156},
{x: 155.22554205447435, y: 45.62581760153174},
{x: 155.8920260810852, y: 44.89079054832459},
{x: 156.62266856264324, y: 44.20445361221209},
{x: 157.41118433837312, y: 43.58963428539923},
{x: 158.24863845080137, y: 43.064605955034494},
{x: 159.15206248015164, y: 42.629954639822245},
{x: 160.09575160577427, y: 42.305928011911455},
{x: 161.0795716582099, y: 42.09404232137604},
{x: 161.97782395963557, y: 42.07561086108908},
{x: 161.6861558675766, y: 43.02620358467102},
{x: 161.37291379272938, y: 43.98150819182396},
{x: 161.04912065799698, y: 44.9229703895864},
{x: 160.71592311859132, y: 45.859486770629886},
{x: 160.37270023061896, y: 46.80170384081081},
{x: 160.02853001221084, y: 47.73231484265998},
{x: 159.6759670974221, y: 48.677957086879765},
{x: 159.32901546478269, y: 49.60683723449707},
{x: 158.97927228824236, y: 50.54679935602472},
{x: 158.62923961468042, y: 51.49635520800948},
{x: 158.29257934391498, y: 52.423012965917586},
{x: 157.9547698268888, y: 53.371506430164445},
{x: 157.62382884300314, y: 54.325034484732896},
{x: 157.30732562192716, y: 55.2664672295563},
{x: 157.00204065623694, y: 56.21005073720589},
{x: 156.70550543838297, y: 57.17017506187549},
{x: 156.4252923142165, y: 58.12971090093255},
{x: 156.15966636448167, y: 59.1029134321399},
{x: 155.9158657836914, y: 60.07255554199219},
{x: 155.69639261872507, y: 61.0371489870362},
{x: 155.49800951541403, y: 62.02598495302722},
{x: 155.33096680135466, y: 63.00621850965545},
{x: 155.19444122314454, y: 64.00634216308595},
{x: 155.09719041078353, y: 64.99378121020273},
{x: 155.0412593129743, y: 65.99597898116335},
{x: 155.0337866541522, y: 66.99518664804054},
{x: 155.08045485747863, y: 67.98853159766877},
{x: 155.18923448647257, y: 68.98663578408072},
{x: 155.36643098308704, y: 69.9717778888531},
{x: 155.6189812050015, y: 70.94036855980754},
{x: 155.9491889145691, y: 71.8761892712675},
{x: 156.75382332798094, y: 71.57700050744228},
{x: 157.60669044300448, y: 71.05384737983695},
{x: 158.44126098632813, y: 70.49563385009766},
{x: 159.24642641019076, y: 69.91344883508049},
{x: 160.03569883435964, y: 69.30115534476936},
{x: 160.81000200156123, y: 68.66069524702615},
{x: 161.57025965452192, y: 67.99401040971279},
{x: 162.29493893384932, y: 67.32431915700435},
{x: 163.01917869297324, y: 66.62261433509994},
{x: 163.7215479182964, y: 65.9122806186031},
{x: 164.40336825132368, y: 65.19595081269742},
{x: 165.08711613416673, y: 64.45263193547726},
{x: 165.75223852316384, y: 63.70726403471199},
{x: 166.41028918150812, y: 62.95003819641657},
{x: 167.05177058309317, y: 62.194894913956524},
{x: 167.69816849962342, y: 61.41914137899526},
{x: 168.3297384508839, y: 60.64903616101365},
{x: 168.9575471425662, y: 59.873937455035055},
{x: 169.58236033752092, y: 59.09545502774766},
{x: 170.20494379859883, y: 58.3151986458397},
{x: 170.83607356544582, y: 57.52219816717319},
{x: 171.4564898610115, y: 56.74325968325138},
{x: 172.07698606226592, y: 55.96740250875242},
{x: 172.70836072217207, y: 55.18384555410012},
{x: 173.34141196697948, y: 54.40682114265859},
{x: 173.97694321342277, y: 53.63801819612854},
{x: 174.61575787823648, y: 52.87912563621067},
{x: 175.268901466541, y: 52.12007325618528},
{x: 175.92710494559256, y: 51.37476196884178},
{x: 176.612068195045, y: 50.62242543004453},
{x: 177.29368639926892, y: 49.8994996312575},
{x: 177.9938445407385, y: 49.18565812537563},
{x: 178.71155700683593, y: 48.478918457031256},
{x: 179.43268335029484, y: 47.796109920144076},
{x: 180.17380664944648, y: 47.13099706172944},
{x: 180.93922414407135, y: 46.488551071286196},
{x: 181.7291041277349, y: 45.8786608248949},
{x: 182.54987028464674, y: 45.30921972095967},
{x: 183.4110542201996, y: 44.79219135284424},
{x: 184.30115964770314, y: 44.35883654117584},
{x: 185.24857677802444, y: 44.033426035046574},
{x: 186.23377946481108, y: 43.88169514477252},
{x: 187.22986332774164, y: 43.98609411716461},
{x: 188.14670459806922, y: 44.403609386682504},
{x: 188.886280708313, y: 45.06414924621582},
{x: 189.4192770766467, y: 45.90603078886866},
{x: 189.73331750132144, y: 46.8499904884398},
{x: 189.83995087921622, y: 47.837457505464556},
{x: 189.74484375, y: 48.8428125},
{x: 189.44758246123791, y: 49.79713828921317},
{x: 188.94452809572223, y: 50.65384579390287},
{x: 188.24577226638795, y: 51.37055964231491},
{x: 187.44210643321276, y: 51.954550484232605},
{x: 186.58508404493335, y: 52.46355135947466},
{x: 185.70835037231447, y: 52.934743556976315},
{x: 184.818749127686, y: 53.39909239988774},
{x: 183.92408678770067, y: 53.874715836346155},
{x: 183.05511694192884, y: 54.35959488004446},
{x: 182.19594891518355, y: 54.87179932672531},
{x: 181.3557301774621, y: 55.41252122785896},
{x: 180.54208173751832, y: 55.98048836946488},
{x: 179.74486467391253, y: 56.585318792276084},
{x: 178.96850584030153, y: 57.22582144975662},
{x: 178.23350753784177, y: 57.88399530410767},
{x: 177.50949985474347, y: 58.58638214785606},
{x: 176.81561460494996, y: 59.31449858903885},
{x: 176.15384606808422, y: 60.063418734259905},
{x: 175.5257286071777, y: 60.82762361526489},
{x: 174.91564202308655, y: 61.623898768424986},
{x: 174.33609442765592, y: 62.44023417938151},
{x: 173.79121342926518, y: 63.282429912308},
{x: 173.29654109468683, y: 64.14197251093574},
{x: 172.8492003208585, y: 65.05167420259676},
{x: 172.48492184674365, y: 65.98323302795178},
{x: 172.2296402657032, y: 66.93614374101162},
{x: 172.12191795373337, y: 67.93261908213607},
{x: 172.2327914737165, y: 68.92484274096788},
{x: 172.628357847929, y: 69.84624411165714},
{x: 173.293530600816, y: 70.58197362683713},
{x: 174.14114205526187, y: 71.09842089056036},
{x: 175.09427596256137, y: 71.42520907856525},
{x: 176.07605209216476, y: 71.5983502138406},
{x: 177.0736245755665, y: 71.65895390049553},
{x: 178.07513804078104, y: 71.63210527598858},
{x: 179.05651253784077, y: 71.53747275243514},
{x: 180.04690330505372, y: 71.38440265655518},
{x: 181.03572093719617, y: 71.18146098549478},
{x: 182.0001086589624, y: 70.9405402164848},
{x: 182.95823622764786, y: 70.66292170647648},
{x: 183.90079717338085, y: 70.30898392722011},
{x: 184.83916759490967, y: 69.95374369621277},
{x: 185.76658535003662, y: 69.60264983177186},
{x: 186.70497381687164, y: 69.24740276932717},
{x: 187.63011932373047, y: 68.89716911315918},
{x: 188.56655399501324, y: 68.54266170188785},
{x: 189.50777359306812, y: 68.18634285405278},
{x: 190.04689081013203, y: 68.46890810132027},
{x: 190.1475534439087, y: 69.47553443908691},
{x: 190.24719107151031, y: 70.47191071510315},
{x: 190.34554353915155, y: 71.4554353915155},
{x: 190.44443814456463, y: 72.44438144564629},
{x: 190.54389502108097, y: 73.43895021080971},
{x: 190.64462172985077, y: 74.44621729850769},
{x: 190.74377371929586, y: 75.4377371929586},
{x: 190.84375, y: 76.4375},
{x: 190.94337046146393, y: 77.43370461463928},
{x: 191.40984081625936, y: 77.87476506650448},
{x: 192.36159878373144, y: 77.59400921881199},
{x: 193.30469595789907, y: 77.25311040580273},
{x: 194.17212064862252, y: 76.75007517635822},
{x: 194.92125782966613, y: 76.08582291126251},
{x: 195.56229764802382, y: 75.32236601883545},
{x: 196.06739383265375, y: 74.46030536666512},
{x: 196.46826480820775, y: 73.53909170612692},
{x: 196.78722717820898, y: 72.60488385595147},
{x: 197.05546692797913, y: 71.63321129126473},
{x: 197.27645310714843, y: 70.65922044381499},
{x: 197.45968001799656, y: 69.68771077519283},
{x: 197.6147998072393, y: 68.70176401441917},
{x: 197.74456147268415, y: 67.71030897960067},
{x: 197.85315481642027, y: 66.7045262881671},
{x: 197.94076078400016, y: 65.70730173900724},
{x: 198.01071579160168, y: 64.70750383814797},
{x: 198.06435608959058, y: 63.709841195538175},
{x: 198.10295116376363, y: 62.71862142196623},
{x: 198.12803826229882, y: 61.7198872386734},
{x: 198.1400859706872, y: 60.71706594372866},
{x: 198.13956287442008, y: 59.71358483520103},
{x: 198.12693755898857, y: 58.71287121115951},
{x: 198.10267860988387, y: 57.718352369673084},
{x: 198.0665234375, y: 56.715976562499996},
{x: 198.01837060442193, y: 55.70997944371775},
{x: 197.95927321359514, y: 54.721853877455},
{x: 197.88717495918274, y: 53.722514638900755},
{x: 197.8015664343722, y: 52.71871497547254},
{x: 197.7036613403517, y: 51.733500801308544},
{x: 197.58821053504943, y: 50.7296359539032},
{x: 197.4579376701708, y: 49.74917892452562},
{x: 197.3042578125, y: 48.7523046875},
{x: 197.12769946098325, y: 47.77704514503479},
{x: 196.9151505962573, y: 46.80074138553813},
{x: 196.6509880591184, y: 45.84135662645102},
{x: 196.3222828477621, y: 44.889836609363556},
{x: 195.93434971392156, y: 43.9611130785942},
{x: 195.48550490702502, y: 43.07376519683748},
{x: 194.9641827774048, y: 42.22652389526367},
{x: 194.3554867387563, y: 41.42166875451803},
{x: 193.67137829124925, y: 40.69506705999374},
{x: 192.90772672258316, y: 40.05358786135912},
{x: 192.06987017423847, y: 39.5094377393648},
{x: 191.1669077258557, y: 39.070543557703495},
{x: 190.23458349704742, y: 38.74647932052612},
{x: 189.24676413834095, y: 38.52018977880477},
{x: 188.2625998838246, y: 38.40143912859261},
{x: 187.2674609375, y: 38.39365234375},
{x: 186.26492396950724, y: 38.496909123063084},
{x: 185.28326306343078, y: 38.702861409187314},
{x: 184.33608593130484, y: 38.99689317659475},
{x: 183.41142238155007, y: 39.37133369363845},
{x: 182.5103568228893, y: 39.816446855915714},
{x: 181.64549169385805, y: 40.31539081261493},
{x: 180.80569676345212, y: 40.86430533914827},
{x: 180.0028307135403, y: 41.44564247317612},
{x: 179.21592712402344, y: 42.0660824584961},
{x: 178.45720448181032, y: 42.708563900515436},
{x: 177.7084035165608, y: 43.38153071470559},
{x: 176.98078417778015, y: 44.07237911224365},
{x: 176.31502206059173, y: 44.81022541202604},
{x: 175.64154065186156, y: 45.55662679560483},
{x: 174.97030327267245, y: 46.300541181424634},
{x: 174.303977645759, y: 47.039012003922835},
{x: 173.63302613503998, y: 47.78260956938378},
{x: 172.96820445731282, y: 48.519413605332375},
{x: 172.28985098989446, y: 49.27121456089429},
{x: 171.618607283046, y: 50.01513595948927},
{x: 170.95028923596487, y: 50.7558149278257},
{x: 170.27812942745163, y: 51.50075161732733},
{x: 169.60667763328178, y: 52.24490363352001},
{x: 168.94005435478175, y: 52.983704335289076},
{x: 168.26878481313585, y: 53.72765436589718},
{x: 167.59620646497, y: 54.473054911671206},
{x: 166.93876412539043, y: 55.20168062505312},
{x: 166.260473175582, y: 55.9534122940246},
{x: 165.59123045157872, y: 56.69511605699547},
{x: 164.92209227023648, y: 57.43670395813882},
{x: 164.25765241160988, y: 58.173084834218024},
{x: 163.5796198726748, y: 58.92453011334874},
{x: 162.9079017674923, y: 59.668977274894715},
{x: 162.24062745293602, y: 60.408499502465126},
{x: 161.57082385678078, y: 61.150824865000324},
{x: 160.90183262054575, y: 61.89224991082214},
{x: 160.237900236845, y: 62.62806836605072},
{x: 159.5587525999546, y: 63.38074947834015},
{x: 159.05220553398132, y: 63.85251585960388},
{x: 159.410327191744, y: 62.919805366266516},
{x: 159.7971535730921, y: 61.997009146790944},
{x: 160.20439196586608, y: 61.071873311996455},
{x: 160.6147937309742, y: 60.165208183526985},
{x: 161.02739974096417, y: 59.267098876386875},
{x: 161.44636094952003, y: 58.36062720509246},
{x: 161.8657371565141, y: 57.452585859615354},
{x: 162.28715270649408, y: 56.53425546808867},
{x: 162.6996144920401, y: 55.625113308038564},
{x: 163.10608714984727, y: 54.714695133808995},
{x: 163.5099367078207, y: 53.79114053918049},
{x: 163.9012290770537, y: 52.87297483588336},
{x: 164.28352114081383, y: 51.9476565349102},
{x: 164.65360810157145, y: 51.01793711417588},
{x: 165.00828516179695, y: 50.08656805159524},
{x: 165.34986450163646, y: 49.14055902233348},
{x: 165.66882225828246, y: 48.19858326429501},
{x: 165.96643125467236, y: 47.24802556847455},
{x: 166.2418378691934, y: 46.27704483790323},
{x: 166.48438909640535, y: 45.30524098975584},
{x: 166.68813923575217, y: 44.33689798434498},
{x: 166.85072132145288, y: 43.34795107593993},
{x: 166.96005507165566, y: 42.34615574480966},
{x: 167.00231511094842, y: 41.35390393862734},
{x: 166.9631715093553, y: 40.354473624676466},
{x: 166.8239497129619, y: 39.37387286528945},
{x: 166.55715121856656, y: 38.40406946023693},
{x: 166.14743372917178, y: 37.49677817344665},
{x: 165.58197091937066, y: 36.675815843343734},
{x: 164.87393378213048, y: 35.96962395258248},
{x: 164.04419254735112, y: 35.406794093325736},
{x: 163.11784533141181, y: 35.04728601875715},
{x: 162.12416481895372, y: 34.91619411463849},
{x: 161.12560470804573, y: 35.00046368263662},
{x: 160.15961029306055, y: 35.25168142892421},
{x: 159.23429372450337, y: 35.622752374699346},
{x: 158.3417921759188, y: 36.08212381459772},
{x: 157.4872637364082, y: 36.60016972946934},
{x: 156.66119659161194, y: 37.16108891761862},
{x: 155.8545358995907, y: 37.75446477944963},
{x: 155.07232689550148, y: 38.36191479547881},
{x: 154.28284400358797, y: 38.9947706977278},
{x: 153.5085698263906, y: 39.62019856198691},
{x: 152.7277614079602, y: 40.23594028194435},
{x: 151.91738848000765, y: 40.82651946879923},
{x: 151.07891352921723, y: 41.35698443509639},
{x: 150.18733239155262, y: 41.82666759586893},
{x: 149.25845380783082, y: 42.20092126369476},
{x: 148.3033685898781, y: 42.45838729679584},
{x: 147.304189453125, y: 42.60871337890625},
{x: 146.30906808137894, y: 42.70395007669926},
{x: 145.32721277236936, y: 42.85404160022736},
{x: 144.3644635415077, y: 43.15500439941883},
{x: 143.47843445688486, y: 43.607782727554444},
{x: 142.66166625976564, y: 44.17416290283204},
{x: 141.97735421955585, y: 44.90145896747709},
{x: 141.3727366360277, y: 45.698083486314864},
{x: 140.76595801413058, y: 46.49755531921983},
{x: 140.16510779567062, y: 47.28921608002857},
{x: 139.56008738994598, y: 48.08637134432793},
{x: 138.95880157470702, y: 48.8786060333252},
{x: 138.35061656408942, y: 49.67993087839568},
{x: 137.7453313876223, y: 50.47743499603821},
{x: 137.1415389246773, y: 51.27297236275626},
{x: 136.53576649300754, y: 52.07111847205088},
{x: 135.93309598267078, y: 52.86517759039998},
{x: 135.32842267490923, y: 53.6618755296804},
{x: 134.7261813354492, y: 54.45536918640137},
{x: 134.1212846066337, y: 55.2523614980164},
{x: 133.5095443725586, y: 56.05837059020996},
{x: 132.90643848873674, y: 56.8530033425428},
{x: 132.3096985899657, y: 57.639248479437086},
{x: 131.69550075531006, y: 58.448495626449585},
{x: 131.0959028186649, y: 59.23850642135367},
{x: 130.48920128278434, y: 60.037876688223335},
{x: 129.88427796028554, y: 60.834904038812965},
{x: 129.27820713043212, y: 61.63344330787659},
{x: 129.11382639408112, y: 61.47639858722687},
{x: 129.32421142794192, y: 60.508627431467175},
{x: 129.5398382153362, y: 59.516744209453464},
{x: 129.7485505193472, y: 58.55666761100292},
{x: 129.96405029296875, y: 57.56536865234375},
{x: 130.17543697706424, y: 56.59298990550451},
{x: 130.38613884337246, y: 55.623761320486665},
{x: 130.59921959391795, y: 54.643589867977425},
{x: 130.8121841456741, y: 53.6639529298991},
{x: 131.02648342587054, y: 52.678176240995526},
{x: 131.2367626428604, y: 51.7108918428421},
{x: 131.44873366318643, y: 50.73582514934242},
{x: 131.66103364527225, y: 49.75924523174763},
{x: 131.87592516397126, y: 48.7707442457322},
{x: 132.08831228874624, y: 47.793763471767306},
{x: 132.30025122500956, y: 46.81884436495602},
{x: 132.51337261497974, y: 45.83848597109318},
{x: 132.72535176575184, y: 44.86338187754154},
{x: 132.93656943109818, y: 43.89178061694838},
{x: 133.14898605202325, y: 42.914664160693064},
{x: 133.3616679031402, y: 41.93632764555514},
{x: 133.57370281219482, y: 40.96096706390381},
{x: 133.78515625, y: 39.98828125},
{x: 133.99908924102783, y: 39.00418949127197},
{x: 133.02252377125433, y: 39.20321464919485},
{x: 132.06405955239197, y: 39.48200245675631},
{x: 131.12852323949338, y: 39.84199285805225},
{x: 130.23159486814401, y: 40.28075107750483},
{x: 129.37111753940582, y: 40.79920962810516},
{x: 128.56679078520276, y: 41.379297151742506},
{x: 127.79866813619623, y: 42.02527281417511},
{x: 127.080271852836, y: 42.712436937168235},
{x: 126.39101894377731, y: 43.44425552648492},
{x: 125.74171663351356, y: 44.191576660498974},
{x: 125.10323339608499, y: 44.97048620081507},
{x: 124.48699499674142, y: 45.75071901641786},
{x: 123.87572673499585, y: 46.53827806532383},
{x: 123.25254908882081, y: 47.340904921367766},
{x: 122.6419811772462, y: 48.114610816435885},
{x: 122.00808359622955, y: 48.89407691478729},
{x: 121.36436012548394, y: 49.66468111485243},
{x: 120.72426821598667, y: 50.428256300874054},
{x: 120.0817353145033, y: 51.19127111196518},
{x: 119.42867248219439, y: 51.96199102848769},
{x: 118.78744194715284, y: 52.712874256670474},
{x: 118.12702528394759, y: 53.478980004787445},
{x: 117.47767084658145, y: 54.22399984359741},
{x: 116.80797335713171, y: 54.98271377235651},
{x: 116.14861283593811, y: 55.71915716737509},
{x: 115.46770752489567, y: 56.46770162582398},
{x: 114.79645873837171, y: 57.1928555226326},
{x: 114.10241861038841, y: 57.92845285981893},
{x: 113.41739937703124, y: 58.63960420399904},
{x: 112.70829743675887, y: 59.359476768970495},
{x: 112.00762557506562, y: 60.053912506103515},
{x: 111.281534827156, y: 60.755282647907734},
{x: 110.54611574940384, y: 61.44623473405838},
{x: 109.8183216047287, y: 62.11037979125977},
{x: 109.06301189105027, y: 62.77864663869143},
{x: 108.30587799104279, y: 63.426829350627955},
{x: 107.53772124767303, y: 64.06208145141602},
{x: 106.74882275621407, y: 64.69094617635011},
{x: 105.96643464242108, y: 65.29104846686124},
{x: 105.15281669139863, y: 65.89026748657227},
{x: 105.21923766136169, y: 65.21700835227966},
{x: 105.48851378962398, y: 64.25530789420009},
{x: 105.7553369140625, y: 63.3023681640625},
{x: 106.02757743330673, y: 62.33008059533313},
{x: 106.29885051682592, y: 61.36124815419316},
{x: 106.56637748004869, y: 60.405794714111835},
{x: 106.83569083822891, y: 59.4439612920396},
{x: 107.1069980408065, y: 58.475006997119635},
{x: 107.37280551478266, y: 57.5256945900619},
{x: 107.64367227042095, y: 56.55831331992522},
{x: 107.91313905464486, y: 55.595931947696954},
{x: 108.18375208089128, y: 54.62945685395971},
{x: 108.45365257831291, y: 53.665526506025344},
{x: 108.72540489196777, y: 52.69498252868652},
{x: 108.99254621474071, y: 51.74090637592599},
{x: 109.26153324246407, y: 50.780238419771194},
{x: 109.53347482517361, y: 49.8090184815228},
{x: 109.80053602144122, y: 48.85522849485278},
{x: 110.07289543747902, y: 47.88251629471779},
{x: 110.34199956059456, y: 46.92143014073372},
{x: 110.61334109306335, y: 45.95235323905945},
{x: 110.87931073188781, y: 45.002461671829224},
{x: 111.1500072479248, y: 44.035688400268555},
{x: 111.39320927619933, y: 43.06234028339386},
{x: 111.59287689566612, y: 42.080659331679335},
{x: 111.75425280570983, y: 41.09031577587127},
{x: 111.8743963378109, y: 40.10581457705237},
{x: 111.95081911697983, y: 39.10561971880495},
{x: 111.97220441237093, y: 38.105864707008},
{x: 111.92235951408745, y: 37.10544607006013},
{x: 111.77480366587639, y: 36.12451178729534},
{x: 111.47722317442299, y: 35.17271956644952},
{x: 110.92256711296737, y: 34.344838093593715},
{x: 110.12275848008692, y: 33.736614231690766},
{x: 109.2122271490097, y: 33.36296782016754},
{x: 108.23136607132852, y: 33.208771548047665},
{x: 107.22652187116445, y: 33.240320840403434},
{x: 106.24490738309919, y: 33.41219665668905},
{x: 105.28558837890625, y: 33.68907958984375},
{x: 104.344916735515, y: 34.04951856948435},
{x: 103.44141004264355, y: 34.469593561291695},
{x: 102.55581481598318, y: 34.94705621995032},
{x: 101.70230931065977, y: 35.468574544563886},
{x: 100.8899655354023, y: 36.04133275151253},
{x: 100.12213736489416, y: 36.68953109577298},
{x: 99.35737654685974, y: 37.335139989852905},
{x: 98.59611076354982, y: 37.97779838562012},
{x: 97.82814528107643, y: 38.62611264824867},
{x: 97.0621638393402, y: 39.27275198936462},
{x: 96.30723258972168, y: 39.91006278991699},
{x: 95.54230765342712, y: 40.55581023216247},
{x: 94.77437741279601, y: 41.20409474372864},
{x: 93.89513914830982, y: 41.66222250029445},
{x: 92.95068051040172, y: 41.97501648068428},
{x: 91.95268768310547, y: 42.15740539550781},
{x: 90.9720578032732, y: 42.25041211962699},
{x: 89.95831633388997, y: 42.33874424815178},
{x: 88.97699467681349, y: 42.49296110764146},
{x: 88.01417317308486, y: 42.76492119774223},
{x: 87.09564449215307, y: 43.1484930192586},
{x: 86.22125511169433, y: 43.619281959533694},
{x: 85.38921124324203, y: 44.173244511261586},
{x: 84.60874962210654, y: 44.79654132425785},
{x: 83.87674542382359, y: 45.48122447542846},
{x: 83.19007382392883, y: 46.21934604167939},
{x: 82.5625, y: 46.98125},
{x: 81.96405117874966, y: 47.790193489128725},
{x: 81.40071848914027, y: 48.628250736668704},
{x: 80.87657547816634, y: 49.47590615905821},
{x: 80.38079663440585, y: 50.33713997490704},
{x: 79.90413770498708, y: 51.216689377306025},
{x: 79.44461302040145, y: 52.10702974838205},
{x: 78.99597434661817, y: 52.99132881166413},
{x: 78.60181548010559, y: 52.08851858332753},
{x: 78.23853272657843, y: 51.14235636547208},
{x: 77.92104988247155, y: 50.19730393767356},
{x: 77.6388206249103, y: 49.23839930072427},
{x: 77.386556597054, y: 48.26783285021782},
{x: 77.16053575754167, y: 47.30327704429627},
{x: 76.94760656595231, y: 46.331011877059936},
{x: 76.7368841174245, y: 45.35351190447807},
{x: 76.51513927429914, y: 44.373367367982866},
{x: 76.26661367416382, y: 43.39328773498535},
{x: 75.9816649273038, y: 42.442823265790935},
{x: 75.63370003134013, y: 41.49642212271691},
{x: 75.21923669140787, y: 40.59449034288525},
{x: 74.71714252233505, y: 39.72398591041565},
{x: 74.13865430831909, y: 38.92002265930176},
{x: 73.47710668683285, y: 38.17310009511304},
{x: 72.73193710446357, y: 37.491239023804674},
{x: 71.93253893971443, y: 36.91397181093693},
{x: 71.05334392617223, y: 36.42868211771711},
{x: 70.12047137992224, y: 36.054648180519},
{x: 69.16507249297574, y: 35.79686644063331},
{x: 68.16241574844345, y: 35.641517574442545},
{x: 67.17643316901987, y: 35.58742660449701},
{x: 66.16691233038902, y: 35.62011200129986},
{x: 65.18512392183766, y: 35.727181625319645},
{x: 64.1878736551106, y: 35.90357603944838},
{x: 63.227175185398664, y: 36.13151606707717},
{x: 62.25761179337278, y: 36.41392892380245},
{x: 61.314847634925975, y: 36.734700086120284},
{x: 60.38502880825428, y: 37.09213956264197},
{x: 59.47043089361861, y: 37.48063088656403},
{x: 58.55650379456812, y: 37.902919120100556},
{x: 57.66180827138713, y: 38.34723776829313},
{x: 56.77163571250858, y: 38.81786813632236},
{x: 55.90420176992193, y: 39.30236788828857},
{x: 55.044790392422584, y: 39.80628724553506},
{x: 54.179293861438055, y: 40.336648973344126},
{x: 53.34161191442981, y: 40.87082809274085},
{x: 52.50202476501465, y: 41.42592510223389},
{x: 51.67837616523728, y: 41.988876673830674},
{x: 50.87258649393917, y: 42.55657786510885},
{x: 50.057869526296855, y: 43.14700171418488},
{x: 49.25266133706318, y: 43.7462079204584},
{x: 48.46055764049059, y: 44.35035460902262},
{x: 47.672563247762156, y: 44.96534767845995},
{x: 46.88241246612743, y: 45.59555111140944},
{x: 46.11034453966422, y: 46.2239362075401},
{x: 45.34243847727775, y: 46.86075124204159},
{x: 44.58250126855448, y: 47.50186930560507},
{x: 43.96570937126875, y: 47.7585166990757},
{x: 43.96570937126875, y: 47.7585166990757},
//Back to J

//{x: 37.74007666736841, y: 52.660219714045525},
//{x: 37.49796803884208, y: 53.62567701637745},
//{x: 37.11724257908761, y: 54.55401961386204},
//{x: 36.67284148581326, y: 55.46178548038006},
{x: 36.20042323492468, y: 56.34086713373661},
{x: 35.703652564510705, y: 57.21323066294194},
{x: 43.96570937126875, y: 47.7585166990757},
{x: 43.96570937126875, y: 47.7585166990757},

{x: 43.82506094966084, y: 46.76803485676646},
{x: 43.68502201818395, y: 45.78184519847855},
{x: 43.54410537719726, y: 44.78947448730469},
{x: 43.4031797112897, y: 43.79704022035003},
{x: 43.26282799821347, y: 42.808647874742746},
{x: 43.122490552030506, y: 41.820356000214815},
{x: 42.98233109585475, y: 40.833317576441914},
{x: 42.84156329911202, y: 39.84199506416917},
{x: 42.70161122468766, y: 38.8564170752652},
{x: 42.56072847848293, y: 37.864285059738904},
{x: 42.41978702317924, y: 36.871739599853754},
{x: 42.27957422584295, y: 35.8843255341053},
{x: 42.137699200548234, y: 34.8852056376636},
{x: 41.99785644480493, y: 33.90039749862626},
{x: 41.85751959472894, y: 32.912109822034836},
{x: 41.717230948978106, y: 31.924161612521857},
{x: 41.57753280621022, y: 30.940371874719858},
{x: 41.435905253589155, y: 29.942994743585587},
{x: 41.29604067001492, y: 28.958032887429},
{x: 41.155559048266156, y: 27.96872569201514},
{x: 41.01525446830783, y: 26.980665269773453},
{x: 40.87321065447759, y: 25.98035672167316},
{x: 40.73340437334031, y: 24.99580544605851},
{x: 40.59183598309755, y: 23.99884495139122},
{x: 40.45302822083235, y: 23.02132549881935},
{x: 40.3101022380963, y: 22.014804493635893},
{x: 40.171915006339546, y: 21.041654974222183},
{x: 40.02945794258267, y: 20.038436215370893},
{x: 39.88911779854447, y: 19.05012534186244},
{x: 39.74938117265701, y: 18.066064596176147},
{x: 39.910191404093055, y: 17.07932937733829},
{x: 40.22048809336499, y: 16.128615833446382},
{x: 40.641117271650586, y: 15.221098700687289},
{x: 41.14252491459251, y: 14.363233104348183},
{x: 41.71045302351937, y: 13.533929887786506},
{x: 42.31485294947401, y: 12.739271393045783},
{x: 42.94517539782449, y: 11.95960251815617},
{x: 43.582322908956556, y: 11.188637348935009},
{x: 44.21707091495394, y: 10.407679241299629},
{x: 44.81911093300209, y: 9.622622543945909},
{x: 45.384758378714324, y: 8.80136206448078},
{x: 45.8857776109688, y: 7.935259194448591},
{x: 46.28952080711722, y: 7.014243217110634},
{x: 46.55331228399649, y: 6.0551598783582445},
{x: 46.65082828879356, y: 5.049344735145569},
{x: 46.567864475399254, y: 4.057784122005105},
{x: 46.28203293442726, y: 3.1054505735635756},
{x: 45.767293748855586, y: 2.253228001594543},
{x: 45.05395812168718, y: 1.5528155867010354},
{x: 44.20809001132846, y: 1.0265306889265775},
{x: 43.27315488934517, y: 0.6569851475954056},
{x: 42.31092739626766, y: 0.4317427759617567},
{x: 41.31051083564759, y: 0.3253731966018677},
{x: 40.31224180845544, y: 0.3311685118358582},
{x: 39.3210018617101, y: 0.44331648540683094},
{x: 38.345463958978655, y: 0.6655679374933242},
{x: 37.40538804754615, y: 1.0103066255897284},
{x: 36.53094944640994, y: 1.4829528729617594},
{x: 35.715499553512785, y: 2.0540246777050197},
{x: 34.97234694287181, y: 2.7397784928977487},
{x: 34.35818209528923, y: 3.51187765955925},
{x: 33.86786420628429, y: 4.385313151329756},
{x: 33.51149629071355, y: 5.333504285365343},
{x: 33.28279443860054, y: 6.293459836244583},
{x: 33.14268815502525, y: 7.2853683660924435},
{x: 33.06545725291595, y: 8.286635758932679},
{x: 33.02403908237815, y: 9.273809442371132},
{x: 32.99162601456046, y: 10.287133831828832},
{x: 32.946769105196, y: 11.272842828035355},
{x: 32.86469638450071, y: 12.272462650965899},
{x: 32.72285123303533, y: 13.263991307765245},
{x: 32.498123193774376, y: 14.241308858785779},
{x: 32.17359860142693, y: 15.183295512404293},
{x: 31.732503862157465, y: 16.08420708619058},
{x: 31.185842470005156, y: 16.91111982636154},
{x: 30.55762481689453, y: 17.691191101074217},
{x: 29.87179211743176, y: 18.435086808726194},
{x: 29.164313618922606, y: 19.131110537489878},
{x: 28.424881021091714, y: 19.807324044024572},
{x: 27.669782976284623, y: 20.460278101190926},
{x: 26.896711359098553, y: 21.101097943112254},
{x: 26.12080148407258, y: 21.725120845576747},
{x: 25.333390790820122, y: 22.3469339209795},
{x: 24.548967715278266, y: 22.963691213950515},
{x: 23.770020775487648, y: 23.58519033863209},
{x: 22.99568605380482, y: 24.221447475481547},
{x: 22.231717063346878, y: 24.864134835312143},
{x: 21.469123044898733, y: 25.51518465592526},
{x: 20.71701640672982, y: 26.16174980826676},
{x: 19.956971474261955, y: 26.81504827988334},
{x: 19.188630080223085, y: 27.470963072776794},
{x: 18.430690956115722, y: 28.109465980529784},
{x: 17.654544626123972, y: 28.75058366358629},
{x: 16.87901913006208, y: 29.374623090870443},
{x: 16.08438465069048, y: 29.993257766915484},
{x: 15.28992572533898, y: 30.587349796621126},
{x: 14.465318885967136, y: 31.174841494485733},
{x: 13.650449298843741, y: 31.723171642050147},
{x: 12.80422256165184, y: 32.255723019326105},
{x: 11.925453562801703, y: 32.76604255787097},
{x: 11.055622962489725, y: 33.22562824226915},
{x: 10.151922583580017, y: 33.652560629844665},
{x: 9.213038771459832, y: 34.039083960512656},
{x: 8.282247845968232, y: 34.36270652740262},
{x: 7.3148212194442745, y: 34.634181189537045},
{x: 6.332340320656076, y: 34.84038595602848},
{x: 5.334391969218849, y: 34.9765714738518},
{x: 4.344323859214782, y: 35.03744481563568},
{x: 3.33872014246881, y: 35.02256107889116}
]
// ── neal_mcbeal.js
let neal_mcbeal = [{x:166.762016, y:18.535116},
{x:156.515181, y:18.816113},
{x:146.402367, y:19.029695},
{x:136.521831, y:19.173911},
{x:126.946011, y:19.247593},
{x:117.747341, y:19.249577},
{x:108.998259, y:19.178698},
{x:100.771201, y:19.033789},
{x:93.138604, y:18.813685},
{x:86.172904, y:18.517221},
{x:81.61878, y:18.256319},
{x:78.690214, y:18.050972},
{x:75.968552, y:17.825888},
{x:73.462848, y:17.580922},
{x:71.182157, y:17.315928},
{x:69.135533, y:17.03076},
{x:67.332031, y:16.725273},
{x:65.780706, y:16.399321},
{x:64.490613, y:16.052759},
{x:63.470804, y:15.68544},
{x:62.730337, y:15.297219},
{x:62.278264, y:14.887951},
{x:62.12364, y:14.457489},
{x:62.27552, y:14.005688},
{x:62.742959, y:13.532402},
{x:63.535011, y:13.037486},
{x:64.66073, y:12.520794},
{x:66.129172, y:11.982179},
{x:67.94939, y:11.421498},
{x:70.130439, y:10.838603},
{x:72.681375, y:10.233349},
{x:78.573617, y:9.02249},
{x:85.400491, y:7.830617},
{x:92.606787, y:6.743606},
{x:100.079173, y:5.745112},
{x:107.704318, y:4.81879},
{x:117.449435, y:3.718615},
{x:134.207604, y:1.881009},
{x:141.103116, y:1.076838},
{x:147.524093, y:0.254368},
{x:153.228933, y:-0.578915},
{x:158.289423, y:-1.423293},
{x:162.911057, y:-2.290097},
{x:167.215985, y:-3.179246},
{x:175.071384, y:-4.955838},
{x:186.001061, y:-7.467334},
{x:191.264857, y:-8.583101},
{x:196.551407, y:-9.61808},
{x:202.451446, y:-10.674802},
{x:209.08713, y:-11.753189},
{x:216.580609, y:-12.853161},
{x:225.054038, y:-13.97464},
{x:234.629569, y:-15.117546},
{x:245.429356, y:-16.2818},
{x:257.575551, y:-17.467323},
{x:271.190306, y:-18.674036},
{x:286.395776, y:-19.90186},
{x:303.314113, y:-21.150716},
{x:301.863674, y:-23.006528},
{x:296.07688, y:-24.011715},
{x:292.940779, y:-24.627342},
{x:290.207791, y:-25.251143},
{x:287.885937, y:-25.901306},
{x:285.983234, y:-26.596018},
{x:284.507702, y:-27.353466},
{x:283.467359, y:-28.191837},
{x:282.902271, y:-29.063161},
{x:282.94528, y:-29.848655},
{x:283.561313, y:-30.660728},
{x:284.731994, y:-31.48855},
{x:286.438946, y:-32.321296},
{x:288.663794, y:-33.148138},
{x:291.388159, y:-33.958247},
{x:294.593667, y:-34.740798},
{x:298.261941, y:-35.484962},
{x:302.374603, y:-36.179913},
{x:306.913279, y:-36.814822},
{x:311.859592, y:-37.378862},
{x:317.195164, y:-37.861206},
{x:322.703176, y:-38.239494},
{x:325.683867, y:-38.398111},
{x:328.750542, y:-38.529628},
{x:331.900906, y:-38.632691},
{x:335.13266, y:-38.705948},
{x:338.443507, y:-38.748045},
{x:341.831151, y:-38.757629},
{x:345.293295, y:-38.733345},
{x:348.827642, y:-38.673841},
{x:352.431894, y:-38.577763},
{x:356.103754, y:-38.443758},
{x:359.840926, y:-38.270473},
{x:363.641112, y:-38.056553},
{x:367.502015, y:-37.800645},
{x:371.421338, y:-37.501397},
{x:375.044503, y:-37.187848},
{x:378.219784, y:-36.87069},
{x:381.146622, y:-36.534353},
{x:383.837847, y:-36.180255},
{x:386.306287, y:-35.809814},
{x:390.611381, y:-35.028609},
{x:394.196632, y:-34.19616},
{x:397.146966, y:-33.326639},
{x:399.565023, y:-32.431385},
{x:401.553443, y:-31.521737},
{x:403.778186, y:-30.266029},
{x:415.460916, y:-29.267109},
{x:427.28219, y:-29.758593},
{x:435.500896, y:-30.057611},
{x:443.810141, y:-30.308945},
{x:452.192815, y:-30.497341},
{x:460.631814, y:-30.607548},
{x:469.035725, y:-30.624616},
{x:473.284115, y:-30.593684},
{x:477.535932, y:-30.533706},
{x:481.789038, y:-30.442775},
{x:486.041293, y:-30.318984},
{x:490.29056, y:-30.160428},
{x:496.421832, y:-29.867609},
{x:502.271104, y:-29.507177},
{x:507.388893, y:-29.103059},
{x:511.794242, y:-28.659559},
{x:515.506198, y:-28.180978},
{x:518.543804, y:-27.671619},
{x:520.926104, y:-27.135784},
{x:522.672145, y:-26.577774},
{x:523.800969, y:-26.001893},
{x:524.331623, y:-25.412442},
{x:524.28315, y:-24.813724},
{x:523.674595, y:-24.21004},
{x:522.525003, y:-23.605693},
{x:520.853419, y:-23.004986},
{x:518.678887, y:-22.41222},
{x:516.020451, y:-21.831697},
{x:512.897157, y:-21.26772},
{x:509.328049, y:-20.724591},
{x:505.332171, y:-20.206612},
{x:500.928569, y:-19.718085},
{x:496.487107, y:-19.293526},
{x:492.472848, y:-18.952364},
{x:488.40237, y:-18.641669},
{x:481.492361, y:-18.187123},
{x:473.007847, y:-17.737847},
{x:464.315926, y:-17.381431},
{x:455.424084, y:-17.105442},
{x:446.339804, y:-16.897449},
{x:437.070571, y:-16.74502},
{x:427.623869, y:-16.635723},
{x:412.183177, y:-16.519682},
{x:427.395281, y:-11.523409},
{x:439.586547, y:-11.678753},
{x:452.075433, y:-11.775546},
{x:462.815859, y:-11.789989},
{x:469.040847, y:-11.761516},
{x:475.192549, y:-11.701352},
{x:481.239626, y:-11.605878},
{x:487.150737, y:-11.471475},
{x:492.894542, y:-11.294525},
{x:498.439701, y:-11.071409},
{x:503.754873, y:-10.798509},
{x:508.80872, y:-10.472205},
{x:513.569899, y:-10.088878},
{x:518.007073, y:-9.644911},
{x:522.0889, y:-9.136685},
{x:525.78404, y:-8.560579},
{x:529.13487, y:-7.896588},
{x:531.886688, y:-7.164285},
{x:533.614157, y:-6.453633},
{x:534.408155, y:-5.76335},
{x:534.359563, y:-5.092156},
{x:533.559259, y:-4.43877},
{x:532.098124, y:-3.801911},
{x:530.067037, y:-3.1803},
{x:527.556879, y:-2.572656},
{x:524.658527, y:-1.977697},
{x:520.417612, y:-1.21392},
{x:511.609651, y:0.205287},
{x:503.592377, y:1.501949},
{x:499.899071, y:2.174314},
{x:497.34261, y:2.713223},
{x:495.255405, y:3.251529},
{x:493.728338, y:3.790512},
{x:492.870972, y:4.315721},
{x:492.699754, y:4.83529},
{x:493.068571, y:5.411865},
{x:493.906457, y:6.042661},
{x:495.614232, y:6.955423},
{x:499.32336, y:8.561574},
{x:505.84775, y:11.255878},
{x:509.905983, y:13.182781},
{x:511.668861, y:14.191903},
{x:513.152046, y:15.223572},
{x:514.289251, y:16.277485},
{x:515.009511, y:17.350859},
{x:515.241858, y:18.44091},
{x:514.915328, y:19.544852},
{x:513.958953, y:20.659902},
{x:512.301768, y:21.783277},
{x:509.974257, y:22.871732},
{x:507.351324, y:23.817283},
{x:504.293218, y:24.716662},
{x:500.817587, y:25.570337},
{x:496.942082, y:26.378775},
{x:492.684353, y:27.142445},
{x:488.062048, y:27.861813},
{x:483.092819, y:28.537348},
{x:477.794314, y:29.169518},
{x:472.184183, y:29.758788},
{x:466.280076, y:30.305628},
{x:460.099642, y:30.810505},
{x:453.660532, y:31.273887},
{x:446.980395, y:31.696241},
{x:440.07688, y:32.078035},
{x:432.967638, y:32.419736},
{x:425.670318, y:32.721812},
{x:418.202569, y:32.984731},
{x:410.582042, y:33.208961},
{x:402.826386, y:33.394968},
{x:394.953251, y:33.543221},
{x:386.980287, y:33.654188},
{x:378.925143, y:33.728335},
{x:370.805469, y:33.766131},
{x:362.638914, y:33.768042},
{x:354.443129, y:33.734538},
{x:346.235763, y:33.666085},
{x:338.034465, y:33.563151},
{x:329.856886, y:33.426204},
{x:321.720675, y:33.255711},
{x:313.643482, y:33.05214},
{x:305.642957, y:32.815959},
{x:297.736749, y:32.547634},
{x:289.942507, y:32.247635},
{x:282.277883, y:31.916428},
{x:274.760524, y:31.554481},
{x:267.408082, y:31.162262},
{x:260.238206, y:30.740238},
{x:253.268544, y:30.288877},
{x:246.516748, y:29.808647},
{x:240.000467, y:29.300015},
{x:232.730901, y:28.67414},
{x:223.224561, y:27.77271},
{x:214.713371, y:26.869119},
{x:207.065824, y:25.95462},
{x:200.150412, y:25.020463},
{x:193.835627, y:24.057901},
{x:187.989959, y:23.058185},
{x:182.481901, y:22.012567},
{x:177.179945, y:20.912299},
{x:170.970081, y:19.522677}];
